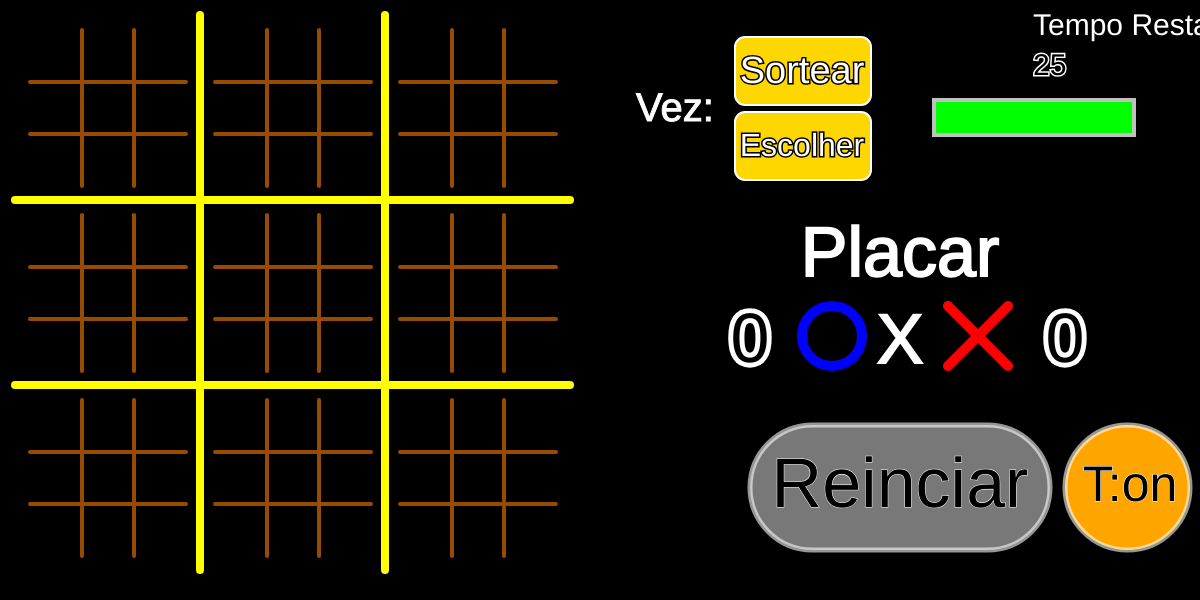
Frame 1 (no input)
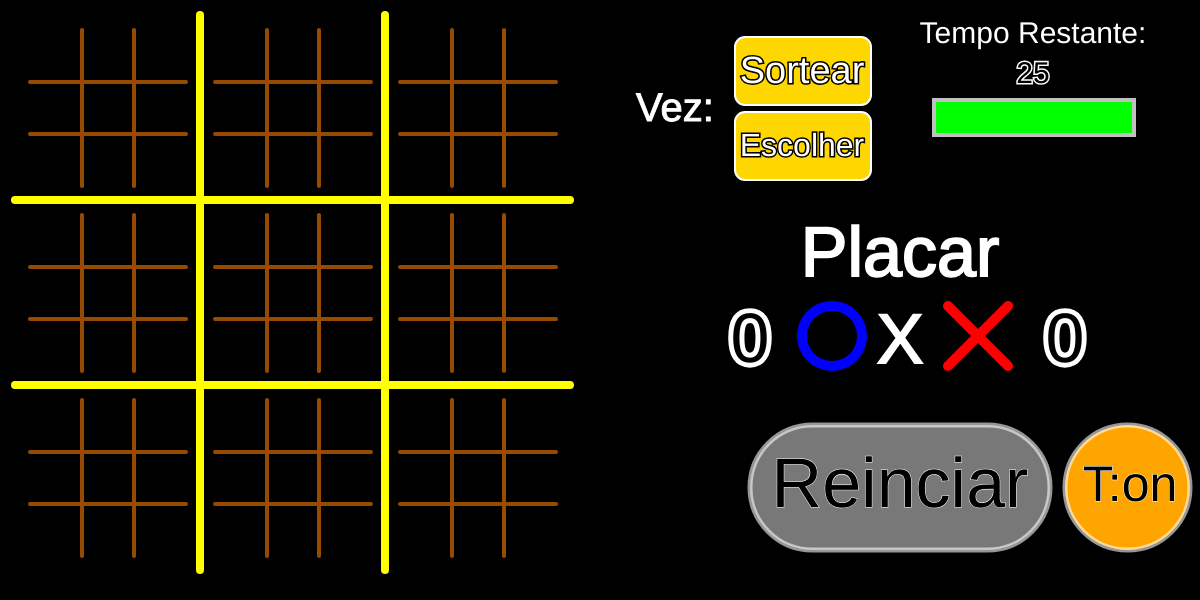
Frame 60 (no input)
Frame 120 (the mouse pressed at the canvas centre since frame 60): identical to frame 60, image omitted

The p5.js sketch that drew these frames (run headless with seeded random() and noise() and a simulated clock; from frame 60 on, the mouse is pressed at the canvas centre):

// p5.js sketch
// ── sketch.js
var pos1=[];
var pos2=[];
var pos3=[];

var pos4=[];
var pos5=[];
var pos6=[];

var pos7=[];
var pos8=[];
var pos9=[];

var vez=0; //vez de quem
var res=0; //restricao de posicao
var vencedor=0;
var escolher=0;

var xis=0;
var bolinha=0;

let i=true;
var made=0;
var made2=0;

var vezA=0;
var tempor=0;
var tBase=25000;
var trest=tBase;
let cT=true;

function setup() {
    // put setup code here
    createCanvas(1200,600);

    frameRate(120);

    pos1=[0,0,0,0,0,0,0,0,0,0];
    pos2=[0,0,0,0,0,0,0,0,0,0];
    pos3=[0,0,0,0,0,0,0,0,0,0];
    
    pos4=[0,0,0,0,0,0,0,0,0,0];
    pos5=[0,0,0,0,0,0,0,0,0,0];
    pos6=[0,0,0,0,0,0,0,0,0,0];

    pos7=[0,0,0,0,0,0,0,0,0,0];
    pos8=[0,0,0,0,0,0,0,0,0,0];
    pos9=[0,0,0,0,0,0,0,0,0,0];
	   
}

function draw() {
	// put drawing code here
	
	
    ajustares();

	verificaMiniJogos();
	
	background(0);

	tempoRestante();
   												//QUADRADOS MOUSE
   	
   	stroke(0,255);
   	strokeWeight(1);
   	fill(255,60);
   												//POS1
   	if(vencedor==0 && vez!=0)
   	{
   		if(posm()==11 && pos1[0]==0 && pos1[1]==0 && (res==1 || res==0))
   		{
   				rect(30,30,52,52,5,0,0,0);
   		}
   		else if(posm()==12 && pos1[0]==0 && pos1[2]==0 &&(res==1 || res==0))
   		{
   			rect(82,30,52,52,0,0,0,0);
   		}
   		else if(posm()==13 && pos1[0]==0 && pos1[3]==0 &&(res==1 || res==0))
   		{
   			rect(134,30,52,52,0,5,0,0);
   		}

   		else if(posm()==14 && pos1[0]==0 && pos1[4]==0 &&(res==1 || res==0))
   		{
   				rect(30,82,52,52,0,0,0,0);
   		}
   		else if(posm()==15 && pos1[0]==0 && pos1[5]==0 &&(res==1 || res==0))
   		{
   			rect(82,82,52,52,0,0,0,0);
   		}
   		else if(posm()==16 && pos1[0]==0 && pos1[6]==0 &&(res==1 || res==0))
   		{
   			rect(134,82,52,52,0,0,0,0);
   		}

   		else if(posm()==17 && pos1[0]==0 && pos1[7]==0 &&(res==1 || res==0))
   		{
   			rect(30,134,52,52,0,0,0,5);
   		}
   		else if(posm()==18 && pos1[0]==0 && pos1[8]==0 &&(res==1 || res==0))
   		{
   			rect(82,134,52,52,0,0,0,0);
   		}
   		else if(posm()==19 && pos1[0]==0 && pos1[9]==0 &&(res==1 || res==0))
   		{
   			rect(134,134,52,52,0,0,5,0);
   		}
   														//POS2
   		else if(posm()==21 && pos2[0]==0 && pos2[1]==0 &&(res==2 || res==0))
   		{
   			rect(215,30,52,52,5,0,0,0);
   		}
   		else if(posm()==22 && pos2[0]==0 && pos2[2]==0 &&(res==2 || res==0))
   		{
   			rect(267,30,52,52,0,0,0,0);
   		}
   		else if(posm()==23 && pos2[0]==0 && pos2[3]==0 &&(res==2 || res==0))
   		{
   			rect(319,30,52,52,0,5,0,0);
   		}
	
   		else if(posm()==24 && pos2[0]==0 && pos2[4]==0 &&(res==2 || res==0))
   		{
   			rect(215,82,52,52,0,0,0,0);
   		}
   		else if(posm()==25 && pos2[0]==0 && pos2[5]==0 &&(res==2 || res==0))
   		{
   			rect(267,82,52,52,0,0,0,0);
   		}
   		else if(posm()==26 && pos2[0]==0 && pos2[6]==0 &&(res==2 || res==0))
   		{
   			rect(319,82,52,52,0,0,0,0);
   		}
	
   		else if(posm()==27 && pos2[0]==0 && pos2[7]==0 &&(res==2 || res==0))
   		{
   			rect(215,134,52,52,0,0,0,5);
   		}
   		else if(posm()==28 && pos2[0]==0 && pos2[8]==0 &&(res==2 || res==0))
   		{
   			rect(267,134,52,52,0,0,0,0);
   		}
   		else if(posm()==29 && pos2[0]==0 && pos2[9]==0 &&(res==2 || res==0))
   		{
   			rect(319,134,52,52,0,0,5,0);
   		}
   													//POS3
   		else if(posm()==31 && pos3[0]==0 && pos3[1]==0 &&(res==3 || res==0))
   		{
   			rect(400,30,52,52,5,0,0,0);
   		}
   		else if(posm()==32 && pos3[0]==0 && pos3[2]==0 &&(res==3 || res==0))
   		{
   			rect(452,30,52,52,0,0,0,0);
   		}
   		else if(posm()==33 && pos3[0]==0 && pos3[3]==0 &&(res==3 || res==0))
   		{
   			rect(504,30,52,52,0,5,0,0);
   		}
	
   		else if(posm()==34 && pos3[0]==0 && pos3[4]==0 &&(res==3 || res==0))
   		{
   			rect(400,82,52,52,0,0,0,0);
   		}
   		else if(posm()==35 && pos3[0]==0 && pos3[5]==0 &&(res==3 || res==0))
   		{
   			rect(452,82,52,52,0,0,0,0);
   		}
   		else if(posm()==36 && pos3[0]==0 && pos3[6]==0 &&(res==3 || res==0))
   		{
   			rect(504,82,52,52,0,0,0,0);
   		}
	
   		else if(posm()==37 && pos3[0]==0 && pos3[7]==0 &&(res==3 || res==0))
   		{
   			rect(400,134,52,52,0,0,0,5);
   		}
   		else if(posm()==38 && pos3[0]==0 && pos3[8]==0 &&(res==3 || res==0))
   		{
   			rect(452,134,52,52,0,0,0,0);
   		}
   		else if(posm()==39 && pos3[0]==0 && pos3[9]==0 &&(res==3 || res==0))
   		{
   			rect(504,134,52,52,0,0,5,0);
   		}
   													//POS4
   		else if(posm()==41 && pos4[0]==0 && pos4[1]==0 &&(res==4 || res==0))
   		{
   			rect(30,215,52,52,5,0,0,0);
   		}
   		else if(posm()==42 && pos4[0]==0 && pos4[2]==0 &&(res==4 || res==0))
   		{
   			rect(82,215,52,52,0,0,0,0);
   		}
   		else if(posm()==43 && pos4[0]==0 && pos4[3]==0 &&(res==4 || res==0))
   		{
   			rect(134,215,52,52,0,5,0,0);
   		}
	
   		else if(posm()==44 && pos4[0]==0 && pos4[4]==0 &&(res==4 || res==0))
   		{
   			rect(30,267,52,52,0,0,0,0);
   		}
   		else if(posm()==45 && pos4[0]==0 && pos4[5]==0 &&(res==4 || res==0))
   		{
   			rect(82,267,52,52,0,0,0,0);
   		}
   		else if(posm()==46 && pos4[0]==0 && pos4[6]==0 &&(res==4 || res==0))
   		{
   			rect(134,267,52,52,0,0,0,0);
   		}
	
   		else if(posm()==47 && pos4[0]==0 && pos4[7]==0 &&(res==4 || res==0))
   		{
   			rect(30,319,52,52,0,0,0,5);
   		}
   		else if(posm()==48 && pos4[0]==0 && pos4[8]==0 &&(res==4 || res==0))
   		{
   			rect(82,319,52,52,0,0,0,0);
   		}
   		else if(posm()==49 && pos4[0]==0 && pos4[9]==0 &&(res==4 || res==0))
   		{
   			rect(134,319,52,52,0,0,5,0);
   		}
   													//POS5
   		else if(posm()==51 && pos5[0]==0 && pos5[1]==0 && (res==5 || res==0))
   		{
   			rect(215,215,52,52,5,0,0,0);
   		}
   		else if(posm()==52 && pos5[0]==0 && pos5[2]==0 && (res==5 || res==0))
   		{
   			rect(267,215,52,52,0,0,0,0);
   		}
   		else if(posm()==53 && pos5[0]==0 && pos5[3]==0 && (res==5 || res==0))
   		{
   			rect(319,215,52,52,0,5,0,0);
   		}
	
   		else if(posm()==54 && pos5[0]==0 && pos5[4]==0 && (res==5 || res==0))
   		{
   			rect(215,267,52,52,0,0,0,0);
   		}
   		else if(posm()==55 && pos5[0]==0 && pos5[5]==0 && (res==5 || res==0))
   		{
   			rect(267,267,52,52,0,0,0,0);
   		}
   		else if(posm()==56 && pos5[0]==0 && pos5[6]==0 && (res==5 || res==0))
   		{
   			rect(319,267,52,52,0,0,0,0);
   		}
	
   		else if(posm()==57 && pos5[0]==0 && pos5[7]==0 && (res==5 || res==0))
   		{
   			rect(215,319,52,52,0,0,0,5);
   		}
   		else if(posm()==58 && pos5[0]==0 && pos5[8]==0 && (res==5 || res==0))
   		{
   			rect(267,319,52,52,0,0,0,0);
   		}
   		else if(posm()==59 && pos5[0]==0 && pos5[9]==0 && (res==5 || res==0))
   		{
   			rect(319,319,52,52,0,0,5,0);
   		}
   													//POS6
   		else if(posm()==61 && pos6[0]==0 && pos6[1]==0 &&(res==6 || res==0))
   		{
   			rect(400,215,52,52,5,0,0,0);
   		}
   		else if(posm()==62 && pos6[0]==0 && pos6[2]==0 &&(res==6 || res==0))
   		{
   			rect(452,215,52,52,0,0,0,0);
   		}
   		else if(posm()==63 && pos6[0]==0 && pos6[3]==0 &&(res==6 || res==0))
   		{
   			rect(504,215,52,52,0,5,0,0);
   		}
	
   		else if(posm()==64 && pos6[0]==0 && pos6[4]==0 &&(res==6 || res==0))
   		{
   			rect(400,267,52,52,0,0,0,0);
   		}
   		else if(posm()==65 && pos6[0]==0 && pos6[5]==0 &&(res==6 || res==0))
   		{
   			rect(452,267,52,52,0,0,0,0);
   		}
   		else if(posm()==66 && pos6[0]==0 && pos6[6]==0 &&(res==6 || res==0))
   		{
   			rect(504,267,52,52,0,0,0,0);
   		}
	
   		else if(posm()==67 && pos6[0]==0 && pos6[7]==0 &&(res==6 || res==0))
   		{
   			rect(400,319,52,52,0,0,0,5);
   		}
   		else if(posm()==68 && pos6[0]==0 && pos6[8]==0 &&(res==6 || res==0))
   		{
   			rect(452,319,52,52,0,0,0,0);
   		}
   		else if(posm()==69 && pos6[0]==0 && pos6[9]==0 &&(res==6 || res==0))
   		{
   			rect(504,319,52,52,0,0,5,0);
   		}
   													//POS7
   		else if(posm()==71 && pos7[0]==0 && pos7[1]==0 &&(res==7 || res==0))
   		{
   			rect(30,400,52,52,5,0,0,0);
   		}
   		else if(posm()==72 && pos7[0]==0 && pos7[2]==0 &&(res==7 || res==0))
   		{
   			rect(82,400,52,52,0,0,0,0);
   		}
   		else if(posm()==73 && pos7[0]==0 && pos7[3]==0 &&(res==7 || res==0))
   		{
   			rect(134,400,52,52,0,5,0,0);
   		}
	
   		else if(posm()==74 && pos7[0]==0 && pos7[4]==0 &&(res==7 || res==0))
   		{
   			rect(30,452,52,52,0,0,0,0);
   		}
   		else if(posm()==75 && pos7[0]==0 && pos7[5]==0 &&(res==7 || res==0))
   		{
   			rect(82,452,52,52,0,0,0,0);
   		}
   		else if(posm()==76 && pos7[0]==0 && pos7[6]==0 &&(res==7 || res==0))
   		{
   			rect(134,452,52,52,0,0,0,0);
   		}
	
   		else if(posm()==77 && pos7[0]==0 && pos7[7]==0 &&(res==7 || res==0))
   		{
   			rect(30,504,52,52,0,0,0,5);
   		}
   		else if(posm()==78 && pos7[0]==0 && pos7[8]==0 &&(res==7 || res==0))
   		{
   			rect(82,504,52,52,0,0,0,0);
   		}
   		else if(posm()==79 && pos7[0]==0 && pos7[9]==0 &&(res==7 || res==0))
   		{
   			rect(134,504,52,52,0,0,5,0);
   		}
   													//POS8
   		else if(posm()==81 && pos8[0]==0 && pos8[1]==0 &&(res==8 || res==0))
   		{
   			rect(215,400,52,52,5,0,0,0);
   		}
   		else if(posm()==82 && pos8[0]==0 && pos8[2]==0 &&(res==8 || res==0))
   		{
   			rect(267,400,52,52,0,0,0,0);
   		}
   		else if(posm()==83 && pos8[0]==0 && pos8[3]==0 &&(res==8 || res==0))
   		{
   			rect(319,400,52,52,0,5,0,0);
   		}
	
   		else if(posm()==84 && pos8[0]==0 && pos8[4]==0 &&(res==8 || res==0))
   		{
   			rect(215,452,52,52,0,0,0,0);
   		}
   		else if(posm()==85 && pos8[0]==0 && pos8[5]==0 &&(res==8 || res==0))
   		{
   			rect(267,452,52,52,0,0,0,0);
   		}
   		else if(posm()==86 && pos8[0]==0 && pos8[6]==0 &&(res==8 || res==0))
   		{
   			rect(319,452,52,52,0,0,0,0);
   		}
	
   		else if(posm()==87 && pos8[0]==0 && pos8[7]==0 &&(res==8 || res==0))
   		{
   			rect(215,504,52,52,0,0,0,5);
   		}
   		else if(posm()==88 && pos8[0]==0 && pos8[8]==0 &&(res==8 || res==0))
   		{
   			rect(267,504,52,52,0,0,0,0);
   		}
   		else if(posm()==89 && pos8[0]==0 && pos8[9]==0 &&(res==8 || res==0))
   		{
   			rect(319,504,52,52,0,0,5,0);
   		}
   													//POS9
   		else if(posm()==91 && pos9[0]==0 && pos9[1]==0 &&(res==9 || res==0))
   		{
   			rect(400,400,52,52,5,0,0,0);
   		}
   		else if(posm()==92 && pos9[0]==0 && pos9[2]==0 &&(res==9 || res==0))
   		{
   			rect(452,400,52,52,0,0,0,0);
   		}
   		else if(posm()==93 && pos9[0]==0 && pos9[3]==0 &&(res==9 || res==0))
   		{
   			rect(504,400,52,52,0,5,0,0);
   		}
	
   		else if(posm()==94 && pos9[0]==0 && pos9[4]==0 &&(res==9 || res==0))
   		{
   			rect(400,452,52,52,0,0,0,0);
   		}
   		else if(posm()==95 && pos9[0]==0 && pos9[5]==0 &&(res==9 || res==0))
   		{
   			rect(452,452,52,52,0,0,0,0);
   		}
   		else if(posm()==96 && pos9[0]==0 && pos9[6]==0 &&(res==9 || res==0))
   		{
   			rect(504,452,52,52,0,0,0,0);
   		}
	
   		else if(posm()==97 && pos9[0]==0 && pos9[7]==0 &&(res==9 || res==0))
   		{
   			rect(400,504,52,52,0,0,0,5);
   		}
   		else if(posm()==98 && pos9[0]==0 && pos9[8]==0 &&(res==9 || res==0))
   		{
   			rect(452,504,52,52,0,0,0,0);
   		}
   		else if(posm()==99 && pos9[0]==0 && pos9[9]==0 &&(res==9 || res==0))
   		{
   			rect(504,504,52,52,0,0,5,0);
   		}
   	}

   	noFill();

    stroke(255,255,0,255);
	strokeWeight(8);

    line(200,15,200,570);
    line(385,15,385,570);
    line(15,200,570,200);
    line(15,385,570,385);

    //pos1

    if(pos1[0]==0)
    {
    	stroke(150,75,0,255);
    	strokeWeight(4);
    
    	line(30,82,186,82);
    	line(82,30,82,186);
    	line(134,30,134,186);
    	line(30,134,186,134);
	}
	else if(pos1[0]==1)
	{	
		stroke(255,0,0, 255);
		strokeWeight(15);

		line(15+25,15+25,200-24,200-24);
    	line(15+25,200-24,200-24,15+25);

	}
	else if(pos1[0]==2)
	{
		stroke(0, 0,255, 255);
		strokeWeight(15);

		circle(15+93,15+93,136);
	}
	else
	{

	}

    //pos2

    if(pos2[0]==0)
    {
    	stroke(150,75,0,255);
    	strokeWeight(4);
    
    	line(215,82,371,82);
    	line(215,134,371,134);
    	line(267,30,267,186);
    	line(319,30,319,186);
	}
	else if(pos2[0]==1)
	{	
		stroke(255,0,0, 255);
		strokeWeight(15);

		line(200+25,15+25,385-24,200-24);
    	line(200+25,200-24,385-24,15+25);	
	}
	else if(pos2[0]==2)
	{
		stroke(0, 0,255, 255);
		strokeWeight(15);

		circle(200+93,15+93,136);
	}
	else
	{

	}
    

    //pos3

    if(pos3[0]==0)
    {
    	stroke(150,75,0,255);
    	strokeWeight(4);
    
    	line(400,82,556,82);
    	line(400,134,556,134);
    	line(452,30,452,186);
    	line(504,30,504,186);
	}
	else if(pos3[0]==1)
	{	
		stroke(255,0,0, 255);
		strokeWeight(15);

		line(385+25,15+25,570-24,200-24);
    	line(385+25,200-24,570-24,15+25);
	}
	else if(pos3[0]==2)
	{
		stroke(0, 0,255, 255);
		strokeWeight(15);

		circle(385+93,15+93,136);
	}
	else
	{

	}
    

    //pos4

    if(pos4[0]==0)
    {
    	stroke(150,75,0,255);
    	strokeWeight(4);
    
    	line(30,267,186,267);
    	line(30,319,186,319);
    	line(82,215,82,371);
    	line(134,215,134,371);
	}
	else if(pos4[0]==1)
	{	
		stroke(255,0,0, 255);
		strokeWeight(15);

		line(15+25,200+25,200-24,385-24);
    	line(15+25,385-24,200-24,200+25);
	}
	else if(pos4[0]==2)
	{
		stroke(0, 0,255, 255);
		strokeWeight(15);

		circle(15+93,200+93,136);
	}
	else
	{

	}
    

    //pos5

    if(pos5[0]==0)
    {
    	stroke(150,75,0,255);
    	strokeWeight(4);
    
    	line(215,267,371,267);
    	line(215,319,371,319);
    	line(267,215,267,371);
    	line(319,215,319,371);
	}
	else if(pos5[0]==1)
	{	
		stroke(255,0,0, 255);
		strokeWeight(15);

		line(200+25,200+25,385-24,385-24);
    	line(200+25,385-24,385-24,200+25);
	}
	else if(pos5[0]==2)
	{
		stroke(0, 0,255, 255);
		strokeWeight(15);

		circle(200+93,200+93,136);
	}
	else
	{

	}
    
    //pos6

    if(pos6[0]==0)
    {
    	stroke(150,75,0,255);
    	strokeWeight(4);
    
    	line(400,267,556,267);
    	line(400,319,556,319);
    	line(452,215,452,371);
    	line(504,215,504,371);
	}
	else if(pos6[0]==1)
	{	
		stroke(255,0,0, 255);
		strokeWeight(15);

		line(385+25,200+25,570-24,385-24);
    	line(385+25,385-24,570-24,200+25);
	}
	else if(pos6[0]==2)
	{
		stroke(0, 0,255, 255);
		strokeWeight(15);

		circle(385+93,200+93,136);
	}
	else
	{

	}

    //pos7

    if(pos7[0]==0)
    {
    	stroke(150,75,0,255);
    	strokeWeight(4);
    
    	line(82,400,82,556);
    	line(134,400,134,556);
    	line(30,452,186,452);
    	line(30,504,186,504);
	}
	else if(pos7[0]==1)
	{	
		stroke(255,0,0, 255);
		strokeWeight(15);

		line(15+25,385+25,200-24,570-24);
    	line(15+25,570-24,200-24,385+25);
	}
	else if(pos7[0]==2)
	{
		stroke(0, 0,255, 255);
		strokeWeight(15);

		circle(15+93,385+93,136);
	}
	else
	{

	}
    
    //pos8

    if(pos8[0]==0)
    {
    	stroke(150,75,0,255);
    	strokeWeight(4);
    
    	line(267,400,267,556);
    	line(319,400,319,556);
    	line(215,452,371,452);
    	line(215,504,371,504);
	}
	else if(pos8[0]==1)
	{	
		stroke(255,0,0, 255);
		strokeWeight(15);

		line(200+25,385+25,385-24,570-24);
    	line(200+25,570-24,385-24,385+25);
	}
	else if(pos8[0]==2)
	{
		stroke(0, 0,255, 255);
		strokeWeight(15);

		circle(200+93,385+93,136);
	}
	else
	{

	}
    
    //pos9

    if(pos9[0]==0)
    {
    	stroke(150,75,0,255);
    	strokeWeight(4);
    
    	line(400,452,556,452);
    	line(400,504,556,504);
    	line(452,400,452,556);
    	line(504,400,504,556);
	}
	else if(pos9[0]==1)
	{	
		stroke(255,0,0, 255);
		strokeWeight(15);

		line(385+25,385+25,570-24,570-24);
    	line(385+25,570-24,570-24,385+25);
	}
	else if(pos9[0]==2)
	{
		stroke(0, 0,255, 255);
		strokeWeight(15);

		circle(385+93,385+93,136);
	}
	else
	{

	}

												//QUADRADOS PRO RES

   	strokeWeight(4);
   	stroke(255,250,250,255);

   	if(vencedor==0 && vez!=0)
   	{
   		if((res==1 ||(res==0 && pos1[0]==0)) && vencedor==0)
   		{
   			line(30,82,186,82);
    		line(82,30,82,186);
    		line(134,30,134,186);
    		line(30,134,186,134);
   		}
   		if(res==2 ||(res==0 && pos2[0]==0))
   		{
   			line(215,82,371,82);
    		line(215,134,371,134);
    		line(267,30,267,186);
    		line(319,30,319,186);
   		}
   		if(res==3 ||(res==0 && pos3[0]==0))
   		{
   			line(400,82,556,82);
    		line(400,134,556,134);
    		line(452,30,452,186);
    		line(504,30,504,186);
   		}

   		if(res==4 ||(res==0 && pos4[0]==0))
   		{
   			line(30,267,186,267);
    		line(30,319,186,319);
    		line(82,215,82,371);
    		line(134,215,134,371);
   		}
   		if(res==5 ||(res==0 && pos5[0]==0))
   		{
   			line(215,267,371,267);
    		line(215,319,371,319);
    		line(267,215,267,371);
    		line(319,215,319,371);
   		}
   		if(res==6 ||(res==0 && pos6[0]==0))
   		{
   			line(400,267,556,267);
    		line(400,319,556,319);
    		line(452,215,452,371);
    		line(504,215,504,371);
   		}

   		if(res==7 ||(res==0 && pos7[0]==0))
   		{
   			line(82,400,82,556);
    		line(134,400,134,556);
    		line(30,452,186,452);
    		line(30,504,186,504);
   		}
   		if(res==8 ||(res==0 && pos8[0]==0))
   		{
   			line(267,400,267,556);
    		line(319,400,319,556);
    		line(215,452,371,452);
    		line(215,504,371,504);
   		}
   		if(res==9 ||(res==0 && pos9[0]==0))
   		{
   			line(400,452,556,452);
    		line(400,504,556,504);
    		line(452,400,452,556);
    		line(504,400,504,556);
   		}
   	}


    stroke(255,0,0, 255);
    strokeWeight(5);
                                //  pos1
    if(pos1[1]==1 && pos1[0]==0)
    {
        line(40,40,72,72);
        line(40,72,72,40);
    }
    if(pos1[2]==1 && pos1[0]==0)
    {
        line(92,40,124,72);
        line(92,72,124,40);
        
    }
    if(pos1[3]==1 && pos1[0]==0)
    {
        line(144,40,176,72);
        line(176,40,144,72);
    }
    if(pos1[4]==1 && pos1[0]==0)
    {
        line(40,92,72,124);
        line(72,92,40,124);
    }
    if(pos1[5]==1 && pos1[0]==0)
    {
        line(92,92,124,124);
        line(124,92,92,124);
    }
    if(pos1[6]==1 && pos1[0]==0)
    {
        line(144,92,176,124);
        line(176,92,144,124);
    }
    if(pos1[7]==1 && pos1[0]==0)
    {
        line(40,144,72,176);
        line(72,144,40,176);
    }
    if(pos1[8]==1 && pos1[0]==0)
    {
        line(92,144,124,176);
        line(92,176,124,144);
    }
    if(pos1[9]==1 && pos1[0]==0)
    {
        line(144,144,176,176);
        line(144,176,176,144);
    }
                                // pos2
    if(pos2[1]==1 && pos2[0]==0)
    {
        line(225,40,257,72);
        line(257,40,225,72);
    }
    if(pos2[2]==1 && pos2[0]==0)
    {
        line(277,40,309,72);
        line(309,40,277,72);
    }
    if(pos2[3]==1 && pos2[0]==0)
    {
        line(329,40,361,72);
        line(361,40,329,72);
    }
    if(pos2[4]==1 && pos2[0]==0)
    {
        line(225,92,257,124);
        line(257,92,225,124);
    }
    if(pos2[5]==1 && pos2[0]==0)
    {
        line(277,92,309,124);
        line(309,92,277,124);
    }
    if(pos2[6]==1 && pos2[0]==0)
    {
        line(329,92,361,124);
        line(361,92,329,124);
    }
    if(pos2[7]==1 && pos2[0]==0)
    {
        line(225,144,257,176);
        line(257,144,225,176);
    }
    if(pos2[8]==1 && pos2[0]==0)
    {
        line(277,144,309,176);
        line(309,144,277,176);
    }
    if(pos2[9]==1 && pos2[0]==0)
    {
        line(329,144,361,176);
        line(361,144,329,176);
    }
                                // pos3
    if(pos3[1]==1 && pos3[0]==0)
    {
        line(410,40,442,72);
        line(442,40,410,72);
    }
    if(pos3[2]==1 && pos3[0]==0)
    {
        line(462,40,494,72);
        line(494,40,462,72);
    }
    if(pos3[3]==1 && pos3[0]==0)
    {
        line(514,40,546,72);
        line(546,40,514,72);
    }
    if(pos3[4]==1 && pos3[0]==0)
    {
        line(410,92,442,124);
        line(442,92,410,124);
    }
    if(pos3[5]==1 && pos3[0]==0)
    {
        line(462,92,494,124);
        line(494,92,464,124);
    }
    if(pos3[6]==1 && pos3[0]==0)
    {
        line(514,92,546,124);
        line(546,92,514,124);
    }
    if(pos3[7]==1 && pos3[0]==0)
    {
        line(410,144,442,176);
        line(442,144,410,176);
    }
    if(pos3[8]==1 && pos3[0]==0)
    {
        line(462,144,494,176);
        line(494,144,462,176);
    }
    if(pos3[9]==1 && pos3[0]==0)
    {
        line(514,144,546,176);
        line(546,144,514,176);
    }
                                //  pos4
    if(pos4[1]==1 && pos4[0]==0)
    {
        line(40,225,72,257);
        line(40,257,72,225);
    }
    if(pos4[2]==1 && pos4[0]==0)
    {
        line(92,225,124,257);
        line(124,225,92,257);
    }
    if(pos4[3]==1 && pos4[0]==0)
    {
        line(144,225,176,257);
        line(176,225,144,257);
    }
    if(pos4[4]==1 && pos4[0]==0)
    {
        line(40,277,72,309);
        line(72,277,40,309);
    }
    if(pos4[5]==1 && pos4[0]==0)
    {
        line(92,277,124,309);
        line(124,277,92,309);
    }
    if(pos4[6]==1 && pos4[0]==0)
    {
        line(144,277,176,309);
        line(176,277,144,309);
    }
    if(pos4[7]==1 && pos4[0]==0)
    {
        line(40,329,72,361);
        line(72,329,40,361);
    }
    if(pos4[8]==1 && pos4[0]==0)
    {
        line(92,329,124,361);
        line(124,329,92,361);
    }
    if(pos4[9]==1 && pos4[0]==0)
    {
        line(144,329,176,361);
        line(176,329,144,361);
    }
                                //  pos5
    if(pos5[1]==1 && pos5[0]==0)
    {
        line(225,225,257,257);
        line(257,225,225,257);
    }
    if(pos5[2]==1 && pos5[0]==0)
    {
        line(277,225,309,257);
        line(309,225,277,257);
    }
    if(pos5[3]==1 && pos5[0]==0)
    {
        line(329,225,361,257);
        line(361,225,329,257);
    }
    if(pos5[4]==1 && pos5[0]==0)
    {
        line(225,277,257,309);
        line(257,277,225,309);
    }
    if(pos5[5]==1 && pos5[0]==0)
    {
        line(277,277,309,309);
        line(309,277,277,309);
    }
    if(pos5[6]==1 && pos5[0]==0)
    {
        line(329,277,361,309);
        line(361,277,329,309);
    }
    if(pos5[7]==1 && pos5[0]==0)
    {
        line(225,329,257,361);
        line(257,329,225,361);
    }
    if(pos5[8]==1 && pos5[0]==0)
    {
        line(277,329,309,361);
        line(309,329,277,361);
    }
    if(pos5[9]==1 && pos5[0]==0)
    {
        line(329,329,361,361);
        line(361,329,329,361);
    }
                                //  pos6
    if(pos6[1]==1 && pos6[0]==0)
    {
        line(410,225,442,257);
        line(442,225,410,257);
    }
    if(pos6[2]==1 && pos6[0]==0)
    {
        line(462,225,494,257);
        line(494,225,462,257);
    }
    if(pos6[3]==1 && pos6[0]==0)
    {
        line(514,225,546,257);
        line(546,225,514,257);
    }
    if(pos6[4]==1 && pos6[0]==0)
    {
        line(410,277,442,309);
        line(442,277,410,309);
    }
    if(pos6[5]==1 && pos6[0]==0)
    {
        line(462,277,494,309);
        line(494,277,462,309);
    }
    if(pos6[6]==1 && pos6[0]==0)
    {
        line(514,277,546,309);
        line(546,277,514,309);
    }
    if(pos6[7]==1 && pos6[0]==0)
    {
        line(410,329,442,361);
        line(442,329,410,361);
    }
    if(pos6[8]==1 && pos6[0]==0)
    {
        line(462,329,494,361);
        line(494,329,462,361);
    }
    if(pos6[9]==1 && pos6[0]==0)
    {
        line(514,329,546,361);
        line(546,329,514,361);
    }
                                //  pos7
    if(pos7[1]==1 && pos7[0]==0)
    {
        line(40,410,72,442);
        line(40,442,72,410);
    }
    if(pos7[2]==1 && pos7[0]==0)
    {
        line(92,410,124,442);
        line(124,410,92,442);
    }
    if(pos7[3]==1 && pos7[0]==0)
    {
        line(144,410,176,442);
        line(176,410,144,442);
    }
    if(pos7[4]==1 && pos7[0]==0)
    {
        line(40,462,72,494);
        line(72,462,40,494);
    }
    if(pos7[5]==1 && pos7[0]==0)
    {
        line(92,462,124,494);
        line(124,462,92,494);
    }
    if(pos7[6]==1 && pos7[0]==0)
    {
        line(144,462,176,494);
        line(176,462,144,494);
    }
    if(pos7[7]==1 && pos7[0]==0)
    {
        line(40,514,72,546);
        line(72,514,40,546);
    }
    if(pos7[8]==1 && pos7[0]==0)
    {
        line(92,514,124,546);
        line(124,514,92,546);
    }
    if(pos7[9]==1 && pos7[0]==0)
    {
        line(144,514,176,546);
        line(176,514,144,546);
    }
                                //  pos8
    if(pos8[1]==1 && pos8[0]==0)
    {
        line(225,410,257,442);
        line(225,442,257,410);
    }
    if(pos8[2]==1 && pos8[0]==0)
    {
        line(277,410,309,442);
        line(309,410,277,442);
    }
    if(pos8[3]==1 && pos8[0]==0)
    {
        line(329,410,361,442);
        line(361,410,329,442);
    }
    if(pos8[4]==1 && pos8[0]==0)
    {
        line(225,462,257,494);
        line(257,462,225,494);
    }
    if(pos8[5]==1 && pos8[0]==0)
    {
        line(277,462,309,494);
        line(309,462,277,494);
    }
    if(pos8[6]==1 && pos8[0]==0)
    {
        line(329,462,361,494);
        line(361,462,329,494);
    }
    if(pos8[7]==1 && pos8[0]==0)
    {
        line(225,514,257,546);
        line(257,514,225,546);
    }
    if(pos8[8]==1 && pos8[0]==0)
    {
        line(277,514,309,546);
        line(309,514,277,546);
    }
    if(pos8[9]==1 && pos8[0]==0)
    {
        line(329,514,361,546);
        line(361,514,329,546);
    }
                                //  pos9
    if(pos9[1]==1 && pos9[0]==0)
    {
        line(410,410,442,442);
        line(410,442,442,410);
    }
    if(pos9[2]==1 && pos9[0]==0)
    {
        line(462,410,494,442);
        line(494,410,462,442);
    }
    if(pos9[3]==1 && pos9[0]==0)
    {
        line(514,410,546,442);
        line(546,410,514,442);
    }
    if(pos9[4]==1 && pos9[0]==0)
    {
        line(410,462,442,494);
        line(442,462,410,494);
    }
    if(pos9[5]==1 && pos9[0]==0)
    {
        line(462,462,494,494);
        line(494,462,462,494);
    }
    if(pos9[6]==1 && pos9[0]==0)
    {
        line(514,462,546,494);
        line(546,462,514,494);
    }
    if(pos9[7]==1 && pos9[0]==0)
    {
        line(410,514,442,546);
        line(442,514,410,546);
    }
    if(pos9[8]==1 && pos9[0]==0)
    {
        line(462,514,494,546);
        line(494,514,462,546);
    }
    if(pos9[9]==1 && pos9[0]==0)
    {
        line(514,514,546,546);
        line(546,514,514,546);
    }

    fill(0,0,0,0);
    stroke(0, 0,255, 255);

                                //  pos1
    if(pos1[1]==2 && pos1[0]==0)
    {
    	circle(30+26,30+26,32);
    }
    if(pos1[2]==2 && pos1[0]==0)
    {
        circle(82+26,30+26,32);
    }
    if(pos1[3]==2 && pos1[0]==0)
    {
        circle(134+26,30+26,32);
    }
    if(pos1[4]==2 && pos1[0]==0)
    {
        circle(30+26,82+26,32);
    }
    if(pos1[5]==2 && pos1[0]==0)
    {
        circle(82+26,82+26,32);
    }
    if(pos1[6]==2 && pos1[0]==0)
    {
        circle(134+26,82+26,32);
    }
    if(pos1[7]==2 && pos1[0]==0)
    {
        circle(30+26,134+26,32);
    }
    if(pos1[8]==2 && pos1[0]==0)
    {
        circle(82+26,134+26,32);
    }
    if(pos1[9]==2 && pos1[0]==0)
    {
        circle(134+26,134+26,32);
    }
                                //  pos2
    if(pos2[1]==2 && pos2[0]==0)
    {
    	circle(215+26,30+26,32);
    }
    if(pos2[2]==2 && pos2[0]==0)
    {
        circle(267+26,30+26,32);
    }
    if(pos2[3]==2 && pos2[0]==0)
    {
        circle(319+26,30+26,32);
    }
    if(pos2[4]==2 && pos2[0]==0)
    {
        circle(215+26,82+26,32);
    }
    if(pos2[5]==2 && pos2[0]==0)
    {
        circle(267+26,82+26,32);
    }
    if(pos2[6]==2 && pos2[0]==0)
    {
        circle(319+26,82+26,32);
    }
    if(pos2[7]==2 && pos2[0]==0)
    {
        circle(215+26,134+26,32);
    }
    if(pos2[8]==2 && pos2[0]==0)
    {
        circle(267+26,134+26,32);
    }
    if(pos2[9]==2 && pos2[0]==0)
    {
        circle(319+26,134+26,32);
    }
                                //  pos3
    if(pos3[1]==2 && pos3[0]==0)
    {
    	circle(400+26,30+26,32);
    }
    if(pos3[2]==2 && pos3[0]==0)
    {
        circle(452+26,30+26,32);
    }
    if(pos3[3]==2 && pos3[0]==0)
    {
        circle(504+26,30+26,32);
    }
    if(pos3[4]==2 && pos3[0]==0)
    {
        circle(400+26,82+26,32);
    }
    if(pos3[5]==2 && pos3[0]==0)
    {
        circle(450+26,82+26,32);
    }
    if(pos3[6]==2 && pos3[0]==0)
    {
        circle(504+26,82+26,32);
    }
    if(pos3[7]==2 && pos3[0]==0)
    {
        circle(400+26,134+26,32);
    }
    if(pos3[8]==2 && pos3[0]==0)
    {
        circle(452+26,134+26,32);
    }
    if(pos3[9]==2 && pos3[0]==0)
    {
        circle(504+26,134+26,32);
    }
                                //  pos4
    if(pos4[1]==2 && pos4[0]==0)
    {
    	circle(30+26,215+26,32);
    }
    if(pos4[2]==2 && pos4[0]==0)
    {
        circle(82+26,215+26,32);
    }
    if(pos4[3]==2 && pos4[0]==0)
    {
        circle(134+26,215+26,32);
    }
    if(pos4[4]==2 && pos4[0]==0)
    {
        circle(30+26,267+26,32);
    }
    if(pos4[5]==2 && pos4[0]==0)
    {
        circle(82+26,267+26,32);
    }
    if(pos4[6]==2 && pos4[0]==0)
    {
        circle(134+26,267+26,32);
    }
    if(pos4[7]==2 && pos4[0]==0)
    {
        circle(30+26,319+26,32);
    }
    if(pos4[8]==2 && pos4[0]==0)
    {
        circle(82+26,319+26,32);
    }
    if(pos4[9]==2 && pos4[0]==0)
    {
        circle(134+26,319+26,32);
    }
                                //  pos5
    if(pos5[1]==2 && pos5[0]==0)
    {
    	circle(215+26,215+26,32);
    }
    if(pos5[2]==2 && pos5[0]==0)
    {
        circle(267+26,215+26,32);
    }
    if(pos5[3]==2 && pos5[0]==0)
    {
        circle(319+26,215+26,32);
    }
    if(pos5[4]==2 && pos5[0]==0)
    {
        circle(215+26,267+26,32);
    }
    if(pos5[5]==2 && pos5[0]==0)
    {
        circle(267+26,267+26,32);
    }
    if(pos5[6]==2 && pos5[0]==0)
    {
        circle(319+26,267+26,32);
    }
    if(pos5[7]==2 && pos5[0]==0)
    {
        circle(215+26,319+26,32);
    }
    if(pos5[8]==2 && pos5[0]==0)
    {
        circle(267+26,319+26,32);
    }
    if(pos5[9]==2 && pos5[0]==0)
    {
        circle(319+26,319+26,32);
    }
                                //  pos6
    if(pos6[1]==2 && pos6[0]==0)
    {
    	circle(400+26,215+26,32);
    }
    if(pos6[2]==2 && pos6[0]==0)
    {
        circle(452+26,215+26,32);
    }
    if(pos6[3]==2 && pos6[0]==0)
    {
        circle(504+26,215+26,32);
    }
    if(pos6[4]==2 && pos6[0]==0)
    {
        circle(400+26,267+26,32);
    }
    if(pos6[5]==2 && pos6[0]==0)
    {
        circle(450+26,267+26,32);
    }
    if(pos6[6]==2 && pos6[0]==0)
    {
        circle(504+26,267+26,32);
    }
    if(pos6[7]==2 && pos6[0]==0)
    {
        circle(400+26,319+26,32);
    }
    if(pos6[8]==2 && pos6[0]==0)
    {
        circle(452+26,319+26,32);
    }
    if(pos6[9]==2 && pos6[0]==0)
    {
        circle(504+26,319+26,32);
    }
                                //  pos7
    if(pos7[1]==2 && pos7[0]==0)
    {
    	circle(30+26,400+26,32);
    }
    if(pos7[2]==2 && pos7[0]==0)
    {
        circle(82+26,400+26,32);
    }
    if(pos7[3]==2 && pos7[0]==0)
    {
        circle(134+26,400+26,32);
    }
    if(pos7[4]==2 && pos7[0]==0)
    {
        circle(30+26,452+26,32);
    }
    if(pos7[5]==2 && pos7[0]==0)
    {
        circle(82+26,452+26,32);
    }
    if(pos7[6]==2 && pos7[0]==0)
    {
        circle(134+26,452+26,32);
    }
    if(pos7[7]==2 && pos7[0]==0)
    {
        circle(30+26,504+26,32);
    }
    if(pos7[8]==2 && pos7[0]==0)
    {
        circle(82+26,504+26,32);
    }
    if(pos7[9]==2 && pos7[0]==0)
    {
        circle(134+26,504+26,32);
    }
                                //  pos8
    if(pos8[1]==2 && pos8[0]==0)
    {
    	circle(215+26,400+26,32);
    }
    if(pos8[2]==2 && pos8[0]==0)
    {
        circle(267+26,400+26,32);
    }
    if(pos8[3]==2 && pos8[0]==0)
    {
        circle(319+26,400+26,32);
    }
    if(pos8[4]==2 && pos8[0]==0)
    {
        circle(215+26,452+26,32);
    }
    if(pos8[5]==2 && pos8[0]==0)
    {
        circle(267+26,452+26,32);
    }
    if(pos8[6]==2 && pos8[0]==0)
    {
        circle(319+26,452+26,32);
    }
    if(pos8[7]==2 && pos8[0]==0)
    {
        circle(215+26,504+26,32);
    }
    if(pos8[8]==2 && pos8[0]==0)
    {
        circle(267+26,504+26,32);
    }
    if(pos8[9]==2 && pos8[0]==0)
    {
        circle(319+26,504+26,32);
    }
                                //  pos9
    if(pos9[1]==2 && pos9[0]==0)
    {
    	circle(400+26,400+26,32);
    }
    if(pos9[2]==2 && pos9[0]==0)
    {
        circle(452+26,400+26,32);
    }
    if(pos9[3]==2 && pos9[0]==0)
    {
        circle(504+26,400+26,32);
    }
    if(pos9[4]==2 && pos9[0]==0)
    {
        circle(400+26,452+26,32);
    }
    if(pos9[5]==2 && pos9[0]==0)
    {
        circle(450+26,452+26,32);
    }
    if(pos9[6]==2 && pos9[0]==0)
    {
        circle(504+26,452+26,32);
    }
    if(pos9[7]==2 && pos9[0]==0)
    {
        circle(400+26,504+26,32);
    }
    if(pos9[8]==2 && pos9[0]==0)
    {
        circle(452+26,504+26,32);
    }
    if(pos9[9]==2 && pos9[0]==0)
    {
        circle(504+26,504+26,32);
    }

    										// VERIFICA JOGO

   	strokeWeight(17);
    stroke(255,255,0,185);

    if(pos1[0]!=0 && pos2[0]!=0 && pos3[0]!=0 && pos4[0]!=0 && pos5[0]!=0 && pos6[0]!=0 && pos7[0]!=0 && pos8[0]!=0 && pos9[0]!=0)
	{
		vencedor=3;
	}

	if(pos1[0]==1 && pos2[0]==1 && pos3[0]==1)
	{
		vencedor=1;
		line(15,107,570,107);
	}
	if(pos4[0]==1 && pos5[0]==1 && pos6[0]==1)
	{
		vencedor=1;
		line(15,292,570,292);
	}
	if(pos7[0]==1 && pos8[0]==1 && pos9[0]==1)
	{
		vencedor=1;
		line(15,478,570,478);
	}

	if(pos1[0]==1 && pos4[0]==1 && pos7[0]==1)
	{
		vencedor=1;
		line(107,15,107,570);
	}
	if(pos2[0]==1 && pos5[0]==1 && pos8[0]==1)
	{
		vencedor=1;
		line(292,15,292,570);
	}
	if(pos3[0]==1 && pos6[0]==1 && pos9[0]==1)
	{
		vencedor=1;
		line(478,15,478,570);
	}

	if(pos1[0]==1 && pos5[0]==1 && pos9[0]==1)
	{
		vencedor=1;
		line(40,40,545,545)
	}
	if(pos3[0]==1 && pos5[0]==1 && pos7[0]==1)
	{
		vencedor=1;
		line(40,545,545,40);	
	}

	if(pos1[0]==2 && pos2[0]==2 && pos3[0]==2)
	{
		vencedor=2;
		line(15,107,570,107);
	}
	if(pos4[0]==2 && pos5[0]==2 && pos6[0]==2)
	{
		vencedor=2;
		line(15,292,570,292);
	}
	if(pos7[0]==2 && pos8[0]==2 && pos9[0]==2)
	{
		vencedor=2;
		line(15,478,570,478);
	}

	if(pos1[0]==2 && pos4[0]==2 && pos7[0]==2)
	{
		vencedor=2;
		line(107,15,107,570);
	}
	if(pos2[0]==2 && pos5[0]==2 && pos8[0]==2)
	{
		vencedor=2;
		line(292,15,292,570);
	}
	if(pos3[0]==2 && pos6[0]==2 && pos9[0]==2)
	{
		vencedor=2;
		line(478,15,478,570);
	}

	if(pos1[0]==2 && pos5[0]==2 && pos9[0]==2)
	{
		vencedor=2;
		line(40,40,545,545)
	}
	if(pos3[0]==2 && pos5[0]==2 && pos7[0]==2)
	{
		vencedor=2;
		line(40,545,545,40);	
	}

	if(vencedor!=0)
	{
		strokeWeight(5);
		stroke(255,150);
		fill(255,165,0);
		rect(750,425,300,125,150);
		if(posm()==101)
		{
			strokeWeight(5);
			stroke(255,150);
			fill(255,50);
			rect(750,425,300,125,150);
		}
	}
	if(vencedor==0)
	{
		strokeWeight(5);
		stroke(255,150);
		fill(255,120);
		rect(750,425,300,125,150);
	}

	strokeWeight(1);
	stroke(255,255);
	fill(0,255);
	textSize(70);
	textAlign(CENTER, CENTER);
	text("Reinciar", 750+150, 425+125/2);

	if(vencedor==0)
	{
		strokeWeight(1);
		stroke(255,255);
		fill(255,255);
		textSize(40);
		text("Vez:", 675, 110);

		if(vez==1)
		{	
			noFill();
			stroke(255,0,0, 255);
			strokeWeight(15);

			line(710+25,15+25,200+695-24,200-24);
    		line(710+25,200-24,200+695-24,15+25);
		}
		if(vez==2)
		{	
			noFill();
			stroke(0, 0,255, 255);
			strokeWeight(15);

			circle(710+93,15+93,136);
		}
		if(vez==0 && escolher!=1)
		{
			fill(255,215,0,255);
			strokeWeight(2);
			stroke(255,255);
			rect(710+25,12+25,68*2,68,10);
			rect(710+25,87+25,68*2,68,10);
			if(posm()==102)
			{
				fill(255,80);
				strokeWeight(2);
				stroke(0,80);
				rect(710+25,12+25,68*2,68,10);
			}
			if(posm()==103)
			{
				fill(255,80);
				strokeWeight(2);
				stroke(0,80);
				rect(710+25,87+25,68*2,68,10);
			}

			strokeWeight(3);
			stroke(0,255);
			fill(255,255);
			textSize(38);
			text("Sortear", 802, 73);
			strokeWeight(3);
			stroke(0,255);
			fill(255,255);
			textSize(32);
			text("Escolher", 802, 147);
		}
	}
	else if(vencedor==1)
	{
		strokeWeight(1);
		stroke(255,255);
		fill(255,255);
		textSize(40);
		text("Vencedor:", 775, 110);

		noFill();
		stroke(255,0,0, 255);
		strokeWeight(15);

		line(860+25,15+25,350+695-24,200-24);
    	line(860+25,200-24,350+695-24,15+25);
	}
	else if(vencedor==2)
	{
		strokeWeight(1);
		stroke(255,255);
		fill(255,255);
		textSize(40);
		text("Vencedor:", 775, 110);

		noFill();
		stroke(0, 0,255, 255);
		strokeWeight(15);

		circle(860+93,15+93,136);
	}
	else if(vencedor==3)
	{
		strokeWeight(10);
		stroke(255,255);
		fill(0,128,0,255);
		textSize(125);
		text("Velha !!", 850, 110);
	}

	if(i==true && vencedor==1)
    {
    	xis++;
    	i=false;
    }
    if(i==true && vencedor==2)
    {
    	bolinha++;
    	i=false;
    }

    if(escolher==1)
    {
    	if(mouseX>720 && mouseX<720+166 && mouseY>25 && mouseY<25+166)
   		{
   			fill(255,50);
   			stroke(1,0);
   			rect(803-68-15,108-68-15,2*83,2*83,10);
   		}
   		if(posm()==104)
   		{
   			fill(255,50);
   			stroke(1,0);
   			rect(935-15,40-15,2*83,2*83,10);
   		}

    	noFill();
		strokeWeight(5);
		stroke(255,125);
		rect(803-68-15,108-68-15,2*83,2*83,10);
		rect(935-15,40-15,2*83,2*83,10);

    	noFill();
		stroke(0, 0,255, 255);
		strokeWeight(15);

		circle(803,108,136);

		noFill();
		stroke(255,0,0, 255);
		strokeWeight(15);

		line(935,40,1071,176);
   		line(935,176,1071,40);
    }

    strokeWeight(2);
	stroke(255,255);
	fill(255,255);
	textSize(70);
	textAlign(CENTER, CENTER);
	text("Placar\nX", 750+150, 300);

	noFill();
	stroke(0, 0,255, 255);
	strokeWeight(10);

	circle(832,336,60);

	noFill();
	stroke(255,0,0, 255);
	strokeWeight(10);

	line(1008,306,948,366);
   	line(948,306,1008,366);

   	strokeWeight(10);
	stroke(255,255);
	fill(0,0,0, 255);
	textSize(70);
	textAlign(CENTER, CENTER);
	text(bolinha, 750, 343);

	strokeWeight(10);
	stroke(255,255);
	fill(0,0,0, 255);
	textSize(70);
	textAlign(CENTER, CENTER);
	text(xis, 1065, 343);

	if(mouseX>1195 && mouseY<5 && mouseX<1200 && mouseY>0)
	{
		background(0,255);
		if(frameCount-made>60)
		{
			made=frameCount;
			if(made2==2)
			{
				made2=0;
			}
			else if(made2==1)
			{
				made2=2;
			}
			else 
			{
				made2=1;
			}
		}

		strokeWeight(1);
		stroke(255,255);
		fill(255,255);
		textSize(200);
		textAlign(CENTER, CENTER);
		text("Made by:", 600, 150);

		if(made2==0)
		{
			fill(255,255,0,255);
			stroke(255,255,0,255);
			strokeWeight(1);
			textSize(200);

			text("Thiago", 600, 425);
		}
		if(made2==1)
		{
			fill(255,0,0, 255);
			stroke(255,0,0, 255);
			strokeWeight(1);
			textSize(200);
			
			text("HP", 600, 425);
		}
		if(made2==2)
		{
			fill(0, 0,255, 255);
			stroke(0, 0,255, 255);
			strokeWeight(1);
			textSize(200);
			
			text("Jvpo", 600, 425);
		}
	}

	
}

function mouseClicked()
{
	if(vencedor==0 && vez!=0 && (trest<tBase-2500 || !cT))
	{
		if(posm()==11 && pos1[1]==0 && pos1[0]==0 &&(res==0 || res==1))
		{
			pos1[1]=vez;
			if(vez==1){vez=2;}
    	    else{vez=1;}
    	    res=1;
		}
		else if(posm()==12 && pos1[2]==0 && pos1[0]==0 &&(res==0 || res==1))
		{
			pos1[2]=vez;
			if(vez==1){vez=2;}
    	    else{vez=1;}
    	    res=2;
		}
		else if(posm()==13 && pos1[3]==0 && pos1[0]==0 &&(res==0 || res==1))
		{
			pos1[3]=vez;
			if(vez==1){vez=2;}
    	    else{vez=1;}
    	    res=3;
		}
		else if(posm()==14 && pos1[4]==0 && pos1[0]==0 &&(res==0 || res==1))
		{
			pos1[4]=vez;
			if(vez==1){vez=2;}
    	    else{vez=1;}
    	    res=4;
		}
		else if(posm()==15 && pos1[5]==0 && pos1[0]==0 &&(res==0 || res==1))
		{
			pos1[5]=vez;
			if(vez==1){vez=2;}
    	    else{vez=1;}
    	    res=5;
		}
		else if(posm()==16 && pos1[6]==0 && pos1[0]==0 &&(res==0 || res==1))
		{
			pos1[6]=vez;
			if(vez==1){vez=2;}
    	    else{vez=1;}
    	    res=6;
		}
		else if(posm()==17 && pos1[7]==0 && pos1[0]==0 &&(res==0 || res==1))
		{
			pos1[7]=vez;
			if(vez==1){vez=2;}
    	    else{vez=1;}
    	    res=7;
		}
		else if(posm()==18 && pos1[8]==0 && pos1[0]==0 &&(res==0 || res==1))
		{
			pos1[8]=vez;
			if(vez==1){vez=2;}
    	    else{vez=1;}
    	    res=8;
		}
		else if(posm()==19 && pos1[9]==0 && pos1[0]==0 &&(res==0 || res==1))
		{
			pos1[9]=vez;
			if(vez==1){vez=2;}
    	    else{vez=1;}
    	    res=9;
		}
                            //POS2
    	else if(posm()==21 && pos2[1]==0 && pos2[0]==0 &&(res==0 || res==2))
    	{
    	    pos2[1]=vez;
    	    if(vez==1){vez=2;}
    	    else{vez=1;}
    	    res=1;
    	}
    	else if(posm()==22 && pos2[2]==0 && pos2[0]==0 &&(res==0 || res==2))
    	{
    	    pos2[2]=vez;
    	    if(vez==1){vez=2;}
    	    else{vez=1;}
    	    res=2;
    	}
    	else if(posm()==23 && pos2[3]==0 && pos2[0]==0 &&(res==0 || res==2))
    	{
    	    pos2[3]=vez;
    	    if(vez==1){vez=2;}
    	    else{vez=1;}
    	    res=3;
    	}
    	else if(posm()==24 && pos2[4]==0 && pos2[0]==0 &&(res==0 || res==2))
    	{
    	    pos2[4]=vez;
    	    if(vez==1){vez=2;}
    	    else{vez=1;}
    	    res=4;
    	}
    	else if(posm()==25 && pos2[5]==0 && pos2[0]==0 &&(res==0 || res==2))
    	{
    	    pos2[5]=vez;
    	    if(vez==1){vez=2;}
    	    else{vez=1;}
    	    res=5;
    	}
    	else if(posm()==26 && pos2[6]==0 && pos2[0]==0 &&(res==0 || res==2))
    	{
    	    pos2[6]=vez;
    	    if(vez==1){vez=2;}
    	    else{vez=1;}
    	    res=6;
    	}
    	else if(posm()==27 && pos2[7]==0 && pos2[0]==0 &&(res==0 || res==2))
    	{
    	    pos2[7]=vez;
    	    if(vez==1){vez=2;}
    	    else{vez=1;}
    	    res=7;
    	}
    	else if(posm()==28 && pos2[8]==0 && pos2[0]==0 &&(res==0 || res==2))
    	{
    	    pos2[8]=vez;
    	    if(vez==1){vez=2;}
    	    else{vez=1;}
    	    res=8;
    	}
    	else if(posm()==29 && pos2[9]==0 && pos2[0]==0 &&(res==0 || res==2))
    	{
    	    pos2[9]=vez;
    	    if(vez==1){vez=2;}
    	    else{vez=1;}
    	    res=9;
    	}
                            //POS3
    	else if(posm()==31 && pos3[1]==0 && pos3[0]==0 &&(res==0 || res==3))
    	{
    	    pos3[1]=vez;
    	    if(vez==1){vez=2;}
    	    else{vez=1;}
    	    res=1;
    	}
    	else if(posm()==32 && pos3[2]==0 && pos3[0]==0 &&(res==0 || res==3))
    	{
    	    pos3[2]=vez;
    	    if(vez==1){vez=2;}
    	    else{vez=1;}
    	    res=2;
    	}
    	else if(posm()==33 && pos3[3]==0 && pos3[0]==0 &&(res==0 || res==3))
    	{
    	    pos3[3]=vez;
    	    if(vez==1){vez=2;}
    	    else{vez=1;}
    	    res=3;
    	}
    	else if(posm()==34 && pos3[4]==0 && pos3[0]==0 &&(res==0 || res==3))
    	{
    	    pos3[4]=vez;
    	    if(vez==1){vez=2;}
    	    else{vez=1;}
    	    res=4;
    	}
    	else if(posm()==35 && pos3[5]==0 && pos3[0]==0 &&(res==0 || res==3))
    	{
    	    pos3[5]=vez;
    	    if(vez==1){vez=2;}
    	    else{vez=1;}
    	    res=5;
    	}
    	else if(posm()==36 && pos3[6]==0 && pos3[0]==0 &&(res==0 || res==3))
    	{
    	    pos3[6]=vez;
    	    if(vez==1){vez=2;}
    	    else{vez=1;}
    	    res=6;
    	}
    	else if(posm()==37 && pos3[7]==0 && pos3[0]==0 &&(res==0 || res==3))
    	{
    	    pos3[7]=vez;
    	    if(vez==1){vez=2;}
    	    else{vez=1;}
    	    res=7;
    	}
    	else if(posm()==38 && pos3[8]==0 && pos3[0]==0 &&(res==0 || res==3))
    	{
    	    pos3[8]=vez;
    	    if(vez==1){vez=2;}
    	    else{vez=1;}
    	    res=8;
    	}
    	else if(posm()==39 && pos3[9]==0 && pos3[0]==0 &&(res==0 || res==3))
    	{
    	    pos3[9]=vez;
    	    if(vez==1){vez=2;}
    	    else{vez=1;}
    	    res=9;
    	}
                            //POS4
    	else if(posm()==41 && pos4[1]==0 && pos4[0]==0 &&(res==0 || res==4))
    	{
    	    pos4[1]=vez;
    	    if(vez==1){vez=2;}
    	    else{vez=1;}
    	    res=1;
    	}
    	else if(posm()==42 && pos4[2]==0 && pos4[0]==0 &&(res==0 || res==4))
    	{
    	    pos4[2]=vez;
    	    if(vez==1){vez=2;}
    	    else{vez=1;}
    	    res=2;
    	}
    	else if(posm()==43 && pos4[3]==0 && pos4[0]==0 &&(res==0 || res==4))
    	{
    	    pos4[3]=vez;
    	    if(vez==1){vez=2;}
    	    else{vez=1;}
    	    res=3;
    	}
    	else if(posm()==44 && pos4[4]==0 && pos4[0]==0 &&(res==0 || res==4))
    	{
    	    pos4[4]=vez;
    	    if(vez==1){vez=2;}
    	    else{vez=1;}
    	    res=4;
    	}
    	else if(posm()==45 && pos4[5]==0 && pos4[0]==0 &&(res==0 || res==4))
    	{
    	    pos4[5]=vez;
    	    if(vez==1){vez=2;}
    	    else{vez=1;}
    	    res=5;
    	}
    	else if(posm()==46 && pos4[6]==0 && pos4[0]==0 &&(res==0 || res==4))
    	{
    	    pos4[6]=vez;
    	    if(vez==1){vez=2;}
    	    else{vez=1;}
    	    res=6;
    	}
    	else if(posm()==47 && pos4[7]==0 && pos4[0]==0 &&(res==0 || res==4))
    	{
    	    pos4[7]=vez;
    	    if(vez==1){vez=2;}
    	    else{vez=1;}
    	    res=7;
    	}
    	else if(posm()==48 && pos4[8]==0 && pos4[0]==0 &&(res==0 || res==4))
    	{
    	    pos4[8]=vez;
    	    if(vez==1){vez=2;}
    	    else{vez=1;}
    	    res=8;
    	}
    	else if(posm()==49 && pos4[9]==0 && pos4[0]==0 &&(res==0 || res==4))
    	{
    	    pos4[9]=vez;
    	    if(vez==1){vez=2;}
    	    else{vez=1;}
    	    res=9;
    	}
                            //POS5
    	else if(posm()==51 && pos5[1]==0 && pos5[0]==0 &&(res==0 || res==5))
    	{
    	    pos5[1]=vez;
    	    if(vez==1){vez=2;}
    	    else{vez=1;}
    	    res=1;
    	}
    	else if(posm()==52 && pos5[2]==0 && pos5[0]==0 &&(res==0 || res==5))
    	{
    	    pos5[2]=vez;
    	    if(vez==1){vez=2;}
    	    else{vez=1;}
    	    res=2;
    	}
    	else if(posm()==53 && pos5[3]==0 && pos5[0]==0 &&(res==0 || res==5))
    	{
    	    pos5[3]=vez;
    	    if(vez==1){vez=2;}
    	    else{vez=1;}
    	    res=3;
    	}
    	else if(posm()==54 && pos5[4]==0 && pos5[0]==0 &&(res==0 || res==5))
    	{
    	    pos5[4]=vez;
    	    if(vez==1){vez=2;}
    	    else{vez=1;}
    	    res=4;
    	}
    	else if(posm()==55 && pos5[5]==0 && pos5[0]==0 &&(res==0 || res==5))
    	{
    	    pos5[5]=vez;
    	    if(vez==1){vez=2;}
    	    else{vez=1;}
    	    res=5;
    	}
    	else if(posm()==56 && pos5[6]==0 && pos5[0]==0 &&(res==0 || res==5))
    	{
    	    pos5[6]=vez;
    	    if(vez==1){vez=2;}
    	    else{vez=1;}
    	    res=6;
    	}
    	else if(posm()==57 && pos5[7]==0 && pos5[0]==0 &&(res==0 || res==5))
    	{
    	    pos5[7]=vez;
    	    if(vez==1){vez=2;}
    	    else{vez=1;}
    	    res=7;
    	}
    	else if(posm()==58 && pos5[8]==0 && pos5[0]==0 &&(res==0 || res==5))
    	{
    	    pos5[8]=vez;
    	    if(vez==1){vez=2;}
    	    else{vez=1;}
    	    res=8;
    	}
    	else if(posm()==59 && pos5[9]==0 && pos5[0]==0 &&(res==0 || res==5))
    	{
    	    pos5[9]=vez;
    	    if(vez==1){vez=2;}
    	    else{vez=1;}
    	    res=9;
    	}
                            //POS6
    	else if(posm()==61 && pos6[1]==0 && pos6[0]==0 &&(res==0 || res==6))
    	{
    	    pos6[1]=vez;
    	    if(vez==1){vez=2;}
    	    else{vez=1;}
    	    res=1;
    	}
    	else if(posm()==62 && pos6[2]==0 && pos6[0]==0 &&(res==0 || res==6))
    	{
    	    pos6[2]=vez;
    	    if(vez==1){vez=2;}
    	    else{vez=1;}
    	    res=2;
    	}
    	else if(posm()==63 && pos6[3]==0 && pos6[0]==0 &&(res==0 || res==6))
    	{
    	    pos6[3]=vez;
    	    if(vez==1){vez=2;}
    	    else{vez=1;}
    	    res=3;
    	}
    	else if(posm()==64 && pos6[4]==0 && pos6[0]==0 &&(res==0 || res==6))
    	{
    	    pos6[4]=vez;
    	    if(vez==1){vez=2;}
    	    else{vez=1;}
    	    res=4;
    	}
    	else if(posm()==65 && pos6[5]==0 && pos6[0]==0 &&(res==0 || res==6))
    	{
    	    pos6[5]=vez;
    	    if(vez==1){vez=2;}
    	    else{vez=1;}
    	    res=5;
    	}
    	else if(posm()==66 && pos6[6]==0 && pos6[0]==0 &&(res==0 || res==6))
    	{
    	    pos6[6]=vez;
    	    if(vez==1){vez=2;}
    	    else{vez=1;}
    	    res=6;
    	}
    	else if(posm()==67 && pos6[7]==0 && pos6[0]==0 &&(res==0 || res==6))
    	{
    	    pos6[7]=vez;
    	    if(vez==1){vez=2;}
    	    else{vez=1;}
    	    res=7;
    	}
    	else if(posm()==68 && pos6[8]==0 && pos6[0]==0 &&(res==0 || res==6))
    	{
    	    pos6[8]=vez;
    	    if(vez==1){vez=2;}
    	    else{vez=1;}
    	    res=8;
    	}
    	else if(posm()==69 && pos6[9]==0 && pos6[0]==0 &&(res==0 || res==6))
    	{
    	    pos6[9]=vez;
    	    if(vez==1){vez=2;}
    	    else{vez=1;}
    	    res=9;
    	}
                            //POS7
    	else if(posm()==71 && pos7[1]==0 && pos7[0]==0 &&(res==0 || res==7))
    	{
    	    pos7[1]=vez;
    	    if(vez==1){vez=2;}
    	    else{vez=1;}
    	    res=1;
    	}
    	else if(posm()==72 && pos7[2]==0 && pos7[0]==0 &&(res==0 || res==7))
    	{
    	    pos7[2]=vez;
    	    if(vez==1){vez=2;}
    	    else{vez=1;}
    	    res=2;
    	}
    	else if(posm()==73 && pos7[3]==0 && pos7[0]==0 &&(res==0 || res==7))
    	{
    	    pos7[3]=vez;
    	    if(vez==1){vez=2;}
    	    else{vez=1;}
    	    res=3;
    	}
    	else if(posm()==74 && pos7[4]==0 && pos7[0]==0 &&(res==0 || res==7))
    	{
    	    pos7[4]=vez;
    	    if(vez==1){vez=2;}
    	    else{vez=1;}
    	    res=4;
    	}
    	else if(posm()==75 && pos7[5]==0 && pos7[0]==0 &&(res==0 || res==7))
    	{
    	    pos7[5]=vez;
    	    if(vez==1){vez=2;}
    	    else{vez=1;}
    	    res=5;
    	}
    	else if(posm()==76 && pos7[6]==0 && pos7[0]==0 &&(res==0 || res==7))
    	{
    	    pos7[6]=vez;
    	    if(vez==1){vez=2;}
    	    else{vez=1;}
    	    res=6;
    	}
    	else if(posm()==77 && pos7[7]==0 && pos7[0]==0 &&(res==0 || res==7))
    	{
    	    pos7[7]=vez;
    	    if(vez==1){vez=2;}
    	    else{vez=1;}
    	    res=7;
    	}
    	else if(posm()==78 && pos7[8]==0 && pos7[0]==0 &&(res==0 || res==7))
    	{
    	    pos7[8]=vez;
    	    if(vez==1){vez=2;}
    	    else{vez=1;}
    	    res=8;
    	}
    	else if(posm()==79 && pos7[9]==0 && pos7[0]==0 &&(res==0 || res==7))
    	{
    	    pos7[9]=vez;
    	    if(vez==1){vez=2;}
    	    else{vez=1;}
    	    res=9;
    	}
                            //POS8
    	else if(posm()==81 && pos8[1]==0 && pos8[0]==0 &&(res==0 || res==8))
    	{
    	    pos8[1]=vez;
    	    if(vez==1){vez=2;}
    	    else{vez=1;}
    	    res=1;
    	}
    	else if(posm()==82 && pos8[2]==0 && pos8[0]==0 &&(res==0 || res==8))
    	{
    	    pos8[2]=vez;
    	    if(vez==1){vez=2;}
    	    else{vez=1;}
    	    res=2;
    	}
    	else if(posm()==83 && pos8[3]==0 && pos8[0]==0 &&(res==0 || res==8))
    	{
    	    pos8[3]=vez;
    	    if(vez==1){vez=2;}
    	    else{vez=1;}
    	    res=3;
    	}
    	else if(posm()==84 && pos8[4]==0 && pos8[0]==0 &&(res==0 || res==8))
    	{
    	    pos8[4]=vez;
    	    if(vez==1){vez=2;}
    	    else{vez=1;}
    	    res=4;
    	}
    	else if(posm()==85 && pos8[5]==0 && pos8[0]==0 &&(res==0 || res==8))
    	{
    	    pos8[5]=vez;
    	    if(vez==1){vez=2;}
    	    else{vez=1;}
    	    res=5;
    	}
    	else if(posm()==86 && pos8[6]==0 && pos8[0]==0 &&(res==0 || res==8))
   		{
        pos8[6]=vez;
        if(vez==1){vez=2;}
        else{vez=1;}
        res=6;
    	}
    	else if(posm()==87 && pos8[7]==0 && pos8[0]==0 &&(res==0 || res==8))
    	{
    	    pos8[7]=vez;
    	    if(vez==1){vez=2;}
    	    else{vez=1;}
    	    res=7;
    	}
    	else if(posm()==88 && pos8[8]==0 && pos8[0]==0 &&(res==0 || res==8))
    	{
    	    pos8[8]=vez;
    	    if(vez==1){vez=2;}
    	    else{vez=1;}
    	    res=8;
    	}
    	else if(posm()==89 && pos8[9]==0 && pos8[0]==0 &&(res==0 || res==8))
    	{
    	    pos8[9]=vez;
    	    if(vez==1){vez=2;}
    	    else{vez=1;}
    	    res=9;
    	}
    	                        //POS9
    	else if(posm()==91 && pos9[1]==0 && pos9[0]==0 &&(res==0 || res==9))
    	{
    	    pos9[1]=vez;
    	    if(vez==1){vez=2;}
    	    else{vez=1;}
    	    res=1;
    	}
    	else if(posm()==92 && pos9[2]==0 && pos9[0]==0 &&(res==0 || res==9))
    	{
    	    pos9[2]=vez;
    	    if(vez==1){vez=2;}
    	    else{vez=1;}
    	    res=2;
    	}
    	else if(posm()==93 && pos9[3]==0 && pos9[0]==0 &&(res==0 || res==9))
    	{
    	    pos9[3]=vez;
    	    if(vez==1){vez=2;}
    	    else{vez=1;}
    	    res=3;
    	}
    	else if(posm()==94 && pos9[4]==0 && pos9[0]==0 &&(res==0 || res==9))
    	{
    	    pos9[4]=vez;
    	    if(vez==1){vez=2;}
    	    else{vez=1;}
    	    res=4;
    	}
    	else if(posm()==95 && pos9[5]==0 && pos9[0]==0 &&(res==0 || res==9))
    	{
    	    pos9[5]=vez;
    	    if(vez==1){vez=2;}
    	    else{vez=1;}
    	    res=5;
    	}
    	else if(posm()==96 && pos9[6]==0 && pos9[0]==0 &&(res==0 || res==9))
    	{
    	    pos9[6]=vez;
    	    if(vez==1){vez=2;}
    	    else{vez=1;}
    	    res=6;
    	}
    	else if(posm()==97 && pos9[7]==0 && pos9[0]==0 &&(res==0 || res==9))
    	{
    	    pos9[7]=vez;
    	    if(vez==1){vez=2;}
    	    else{vez=1;}
    	    res=7;
    	}
    	else if(posm()==98 && pos9[8]==0 && pos9[0]==0 &&(res==0 || res==9))
    	{
    	    pos9[8]=vez;
    	    if(vez==1){vez=2;}
    	    else{vez=1;}
    	    res=8;
    	}
    	else if(posm()==99 && pos9[9]==0 && pos9[0]==0 &&(res==0 || res==9))
    	{
    	    pos9[9]=vez;
    	    if(vez==1){vez=2;}
    	    else{vez=1;}
    	    res=9;
    	}
    }

    if(posm()==101 && vencedor!=0)
    {
    	pos1=[0,0,0,0,0,0,0,0,0,0];
    	pos2=[0,0,0,0,0,0,0,0,0,0];
    	pos3=[0,0,0,0,0,0,0,0,0,0];
    
    	pos4=[0,0,0,0,0,0,0,0,0,0];
    	pos5=[0,0,0,0,0,0,0,0,0,0];
    	pos6=[0,0,0,0,0,0,0,0,0,0];

    	pos7=[0,0,0,0,0,0,0,0,0,0];
    	pos8=[0,0,0,0,0,0,0,0,0,0];
    	pos9=[0,0,0,0,0,0,0,0,0,0];

    	vez=0;
    	res=0;
    	vencedor=0;

    	i=true;
    }

    if(mouseX>720 && mouseX<720+166 && mouseY>25 && mouseY<25+166 && escolher==1)
   	{
   		vez=2;
   		escolher=0;
   	}
   	if(posm()==104 && escolher==1)
   	{
   		vez=1;
   		escolher=0;
   	}

    if(posm()==102 && vez==0 && escolher!=1)
    {
    	vez=random([1,2]);
    }
    if(posm()==103 && vez==0 && escolher!=1)
    {
    	escolher=1;
    }
	if(posm()==105 && vencedor==0 && vez==0)
	{
		cT=!cT;
	}
    
}	
	
function posm()
{
                                                                    //  POS1
	if(mouseX>30 && mouseX<82 && mouseY>30 && mouseY<82)
	{
		return 11;
	}
	else if(mouseX>82 && mouseX<134 && mouseY>30 && mouseY<82)
	{
		return 12;
	}
	else if(mouseX>134 && mouseX<186 && mouseY>30 && mouseY<82)
	{
		return 13;
	}
	else if(mouseX>30 && mouseX<82 && mouseY>82 && mouseY<134)
	{
		return 14;
	}
	else if(mouseX>82 && mouseX<134 && mouseY>82 && mouseY<134)
	{
		return 15;
	}
	else if(mouseX>134 && mouseX<186 && mouseY>82 && mouseY<134)
	{
		return 16;
	}
	else if(mouseX>30 && mouseX<82 && mouseY>134 && mouseY<186)
	{
		return 17;
	}
	else if(mouseX>82 && mouseX<134 && mouseY>134 && mouseY<186)
	{
		return 18;
	}
	else if(mouseX>134 && mouseX<186 && mouseY>134 && mouseY<186)
	{
		return 19;
	}
                                                                    //  POS2
    else if(mouseX>215 && mouseX<267 && mouseY>30 && mouseY<82)
    {
        return 21;
    }
    else if(mouseX>267 && mouseX<319 && mouseY>30 && mouseY<82)
    {
        return 22;
    }
    else if(mouseX>319 && mouseX<371 && mouseY>30 && mouseY<82)
    {
        return 23;
    }
    else if(mouseX>215 && mouseX<267 && mouseY>82 && mouseY<134)
    {
        return 24;
    }
    else if(mouseX>267 && mouseX<319 && mouseY>82 && mouseY<134)
    {
        return 25;
    }
    else if(mouseX>319 && mouseX<371 && mouseY>82 && mouseY<134)
    {
        return 26;
    }
    else if(mouseX>215 && mouseX<267 && mouseY>134 && mouseY<186)
    {
        return 27;
    }
    else if(mouseX>267 && mouseX<319 && mouseY>134 && mouseY<186)
    {
        return 28;
    }
    else if(mouseX>319 && mouseX<371 && mouseY>134 && mouseY<186)
    {
        return 29;
    }
                                                                    //  POS3
    else if(mouseX>400 && mouseX<452 && mouseY>30 && mouseY<82)
    {
        return 31;
    }
    else if(mouseX>452 && mouseX<504 && mouseY>30 && mouseY<82)
    {
        return 32;
    }
    else if(mouseX>504 && mouseX<556 && mouseY>30 && mouseY<82)
    {
        return 33;
    }
    else if(mouseX>400 && mouseX<452 && mouseY>82 && mouseY<134)
    {
        return 34;
    }
    else if(mouseX>452 && mouseX<504 && mouseY>82 && mouseY<134)
    {
        return 35;
    }
    else if(mouseX>504 && mouseX<556 && mouseY>82 && mouseY<134)
    {
        return 36;
    }
    else if(mouseX>400 && mouseX<452 && mouseY>134 && mouseY<186)
    {
        return 37;
    }
    else if(mouseX>452 && mouseX<504 && mouseY>134 && mouseY<186)
    {
        return 38;
    }
    else if(mouseX>504 && mouseX<556 && mouseY>134 && mouseY<186)
    {
        return 39;
    }
                                                                    //  POS4
    else if(mouseX>30 && mouseX<82 && mouseY>215 && mouseY<267)
    {
        return 41;
    }
    else if(mouseX>82 && mouseX<134 && mouseY>215 && mouseY<267)
    {
        return 42;
    }
    else if(mouseX>134 && mouseX<186 && mouseY>215 && mouseY<267)
    {
        return 43;
    }
    else if(mouseX>30 && mouseX<82 && mouseY>267 && mouseY<319)
    {
        return 44;
    }
    else if(mouseX>82 && mouseX<134 && mouseY>267 && mouseY<319)
    {
        return 45;
    }
    else if(mouseX>134 && mouseX<186 && mouseY>267 && mouseY<319)
    {
        return 46;
    }
    else if(mouseX>30 && mouseX<82 && mouseY>319 && mouseY<371)
    {
        return 47;
    }
    else if(mouseX>82 && mouseX<134 && mouseY>319 && mouseY<371)
    {
        return 48;
    }
    else if(mouseX>134 && mouseX<186 && mouseY>319 && mouseY<371)
    {
        return 49;
    }
                                                                    //  POS5
    else if(mouseX>215 && mouseX<267 && mouseY>215 && mouseY<267)
    {
        return 51;
    }
    else if(mouseX>267 && mouseX<319 && mouseY>215 && mouseY<267)
    {
        return 52;
    }
    else if(mouseX>319 && mouseX<371 && mouseY>215 && mouseY<267)
    {
        return 53;
    }
    else if(mouseX>215 && mouseX<267 && mouseY>267 && mouseY<319)
    {
        return 54;
    }
    else if(mouseX>267 && mouseX<319 && mouseY>267 && mouseY<319)
    {
        return 55;
    }
    else if(mouseX>319 && mouseX<371 && mouseY>267 && mouseY<319)
    {
        return 56;
    }
    else if(mouseX>215 && mouseX<267 && mouseY>319 && mouseY<371)
    {
        return 57;
    }
    else if(mouseX>267 && mouseX<319 && mouseY>319 && mouseY<371)
    {
        return 58;
    }
    else if(mouseX>319 && mouseX<371 && mouseY>319 && mouseY<371)
    {
        return 59;
    }
                                                                    //  POS6
    else if(mouseX>400 && mouseX<452 && mouseY>215 && mouseY<267)
    {
        return 61;
    }
    else if(mouseX>452 && mouseX<504 && mouseY>215 && mouseY<267)
    {
        return 62;
    }
    else if(mouseX>504 && mouseX<556 && mouseY>215 && mouseY<267)
    {
        return 63;
    }
    else if(mouseX>400 && mouseX<452 && mouseY>267 && mouseY<319)
    {
        return 64;
    }
    else if(mouseX>452 && mouseX<504 && mouseY>267 && mouseY<319)
    {
        return 65;
    }
    else if(mouseX>504 && mouseX<556 && mouseY>267 && mouseY<319)
    {
        return 66;
    }
    else if(mouseX>400 && mouseX<452 && mouseY>319 && mouseY<371)
    {
        return 67;
    }
    else if(mouseX>452 && mouseX<504 && mouseY>319 && mouseY<371)
    {
        return 68;
    }
    else if(mouseX>504 && mouseX<556 && mouseY>319 && mouseY<371)
    {
        return 69;
    }
                                                                    //  POS7
    else if(mouseX>30 && mouseX<82 && mouseY>400 && mouseY<452)
    {
        return 71;
    }
    else if(mouseX>82 && mouseX<134 && mouseY>400 && mouseY<452)
    {
        return 72;
    }
    else if(mouseX>134 && mouseX<186 && mouseY>400 && mouseY<452)
    {
        return 73;
    }
    else if(mouseX>30 && mouseX<82 && mouseY>452 && mouseY<504)
    {
        return 74;
    }
    else if(mouseX>82 && mouseX<134 && mouseY>452 && mouseY<504)
    {
        return 75;
    }
    else if(mouseX>134 && mouseX<186 && mouseY>452 && mouseY<504)
    {
        return 76;
    }
    else if(mouseX>30 && mouseX<82 && mouseY>504 && mouseY<556)
    {
        return 77;
    }
    else if(mouseX>82 && mouseX<134 && mouseY>504 && mouseY<556)
    {
        return 78;
    }
    else if(mouseX>134 && mouseX<186 && mouseY>504 && mouseY<556)
    {
        return 79;
    }
                                                                    //  POS8
    else if(mouseX>215 && mouseX<267 && mouseY>400 && mouseY<452)
    {
        return 81;
    }
    else if(mouseX>267 && mouseX<319 && mouseY>400 && mouseY<452)
    {
        return 82;
    }
    else if(mouseX>319 && mouseX<371 && mouseY>400 && mouseY<452)
    {
        return 83;
    }
    else if(mouseX>215 && mouseX<267 && mouseY>452 && mouseY<504)
    {
        return 84;
    }
    else if(mouseX>267 && mouseX<319 && mouseY>452 && mouseY<504)
    {
        return 85;
    }
    else if(mouseX>319 && mouseX<371 && mouseY>452 && mouseY<504)
    {
        return 86;
    }
    else if(mouseX>215 && mouseX<267 && mouseY>504 && mouseY<556)
    {
        return 87;
    }
    else if(mouseX>267 && mouseX<319 && mouseY>504 && mouseY<556)
    {
        return 88;
    }
    else if(mouseX>319 && mouseX<371 && mouseY>504 && mouseY<556)
    {
        return 89;
    }
                                                                    //  POS9
    else if(mouseX>400 && mouseX<452 && mouseY>400 && mouseY<452)
    {
        return 91;
    }
    else if(mouseX>452 && mouseX<504 && mouseY>400 && mouseY<452)
    {
        return 92;
    }
    else if(mouseX>504 && mouseX<556 && mouseY>400 && mouseY<452)
    {
        return 93;
    }
    else if(mouseX>400 && mouseX<452 && mouseY>452 && mouseY<504)
    {
        return 94;
    }
    else if(mouseX>452 && mouseX<504 && mouseY>452 && mouseY<504)
    {
        return 95;
    }
    else if(mouseX>504 && mouseX<556 && mouseY>452 && mouseY<504)
    {
        return 96;
    }
    else if(mouseX>400 && mouseX<452 && mouseY>504 && mouseY<556)
    {
        return 97;
    }
    else if(mouseX>452 && mouseX<504 && mouseY>504 && mouseY<556)
    {
        return 98;
    }
    else if(mouseX>504 && mouseX<556 && mouseY>504 && mouseY<556)
    {
        return 99;
    }

    if(mouseX>750 && mouseX<750+300 && mouseY>425 && mouseY<425+125)
    {
    	return 101;
    }
    if(mouseX>735 && mouseX<871 && mouseY>37 && mouseY<68+37)
    {
    	return 102;
    }
    if(mouseX>735 && mouseX<871 && mouseY>112 && mouseY<112+68)
    {
    	return 103;
    }

    if(mouseX>920 && mouseX<920+166 && mouseY>25 && mouseY<25+166)
    {
    	return 104;
    }

	if(dist(mouseX,mouseY,1065+125/2,425+125/2)<=130/2)
    {
    	return 105;
    }
}

function verificaMiniJogos()
{
	if(pos1[0]==0)									//POS1
	{
		if(pos1[1]!=0 && pos1[2]!=0 && pos1[3]!=0 && pos1[4]!=0 && pos1[5]!=0 && pos1[6]!=0 && pos1[7]!=0 && pos1[8]!=0 && pos1[9]!=0)
		{
			pos1[0]=3;
		}

		if(pos1[1]==1 && pos1[2]==1 && pos1[3]==1)
		{
			pos1[0]=1;
		}
		if(pos1[4]==1 && pos1[5]==1 && pos1[6]==1)
		{
			pos1[0]=1;
		}
		if(pos1[7]==1 && pos1[8]==1 && pos1[9]==1)
		{
			pos1[0]=1;
		}

		if(pos1[1]==1 && pos1[4]==1 && pos1[7]==1)
		{
			pos1[0]=1;
		}
		if(pos1[2]==1 && pos1[5]==1 && pos1[8]==1)
		{
			pos1[0]=1;
		}
		if(pos1[3]==1 && pos1[6]==1 && pos1[9]==1)
		{
			pos1[0]=1;
		}

		if(pos1[1]==1 && pos1[5]==1 && pos1[9]==1)
		{
			pos1[0]=1;
		}
		if(pos1[3]==1 && pos1[5]==1 && pos1[7]==1)
		{
			pos1[0]=1;
		}

		if(pos1[1]==2 && pos1[2]==2 && pos1[3]==2)
		{
			pos1[0]=2;
		}
		if(pos1[4]==2 && pos1[5]==2 && pos1[6]==2)
		{
			pos1[0]=2;
		}
		if(pos1[7]==2 && pos1[8]==2 && pos1[9]==2)
		{
			pos1[0]=2;
		}

		if(pos1[1]==2 && pos1[4]==2 && pos1[7]==2)
		{
			pos1[0]=2;
		}
		if(pos1[2]==2 && pos1[5]==2 && pos1[8]==2)
		{
			pos1[0]=2;
		}
		if(pos1[3]==2 && pos1[6]==2 && pos1[9]==2)
		{
			pos1[0]=2;
		}

		if(pos1[1]==2 && pos1[5]==2 && pos1[9]==2)
		{
			pos1[0]=2;
		}
		if(pos1[3]==2 && pos1[5]==2 && pos1[7]==2)
		{
			pos1[0]=2;
		}
	}

	if(pos2[0]==0)									//pos2
	{
		if(pos2[1]!=0 && pos2[2]!=0 && pos2[3]!=0 && pos2[4]!=0 && pos2[5]!=0 && pos2[6]!=0 && pos2[7]!=0 && pos2[8]!=0 && pos2[9]!=0)
		{
			pos2[0]=3;
		}

		if(pos2[1]==1 && pos2[2]==1 && pos2[3]==1)
		{
			pos2[0]=1;
		}
		if(pos2[4]==1 && pos2[5]==1 && pos2[6]==1)
		{
			pos2[0]=1;
		}
		if(pos2[7]==1 && pos2[8]==1 && pos2[9]==1)
		{
			pos2[0]=1;
		}

		if(pos2[1]==1 && pos2[4]==1 && pos2[7]==1)
		{
			pos2[0]=1;
		}
		if(pos2[2]==1 && pos2[5]==1 && pos2[8]==1)
		{
			pos2[0]=1;
		}
		if(pos2[3]==1 && pos2[6]==1 && pos2[9]==1)
		{
			pos2[0]=1;
		}

		if(pos2[1]==1 && pos2[5]==1 && pos2[9]==1)
		{
			pos2[0]=1;
		}
		if(pos2[3]==1 && pos2[5]==1 && pos2[7]==1)
		{
			pos2[0]=1;
		}

		if(pos2[1]==2 && pos2[2]==2 && pos2[3]==2)
		{
			pos2[0]=2;
		}
		if(pos2[4]==2 && pos2[5]==2 && pos2[6]==2)
		{
			pos2[0]=2;
		}
		if(pos2[7]==2 && pos2[8]==2 && pos2[9]==2)
		{
			pos2[0]=2;
		}

		if(pos2[1]==2 && pos2[4]==2 && pos2[7]==2)
		{
			pos2[0]=2;
		}
		if(pos2[2]==2 && pos2[5]==2 && pos2[8]==2)
		{
			pos2[0]=2;
		}
		if(pos2[3]==2 && pos2[6]==2 && pos2[9]==2)
		{
			pos2[0]=2;
		}

		if(pos2[1]==2 && pos2[5]==2 && pos2[9]==2)
		{
			pos2[0]=2;
		}
		if(pos2[3]==2 && pos2[5]==2 && pos2[7]==2)
		{
			pos2[0]=2;
		}
	}

	if(pos3[0]==0)									//pos3
	{
		if(pos3[1]!=0 && pos3[2]!=0 && pos3[3]!=0 && pos3[4]!=0 && pos3[5]!=0 && pos3[6]!=0 && pos3[7]!=0 && pos3[8]!=0 && pos3[9]!=0)
		{
			pos3[0]=3;
		}

		if(pos3[1]==1 && pos3[2]==1 && pos3[3]==1)
		{
			pos3[0]=1;
		}
		if(pos3[4]==1 && pos3[5]==1 && pos3[6]==1)
		{
			pos3[0]=1;
		}
		if(pos3[7]==1 && pos3[8]==1 && pos3[9]==1)
		{
			pos3[0]=1;
		}

		if(pos3[1]==1 && pos3[4]==1 && pos3[7]==1)
		{
			pos3[0]=1;
		}
		if(pos3[2]==1 && pos3[5]==1 && pos3[8]==1)
		{
			pos3[0]=1;
		}
		if(pos3[3]==1 && pos3[6]==1 && pos3[9]==1)
		{
			pos3[0]=1;
		}

		if(pos3[1]==1 && pos3[5]==1 && pos3[9]==1)
		{
			pos3[0]=1;
		}
		if(pos3[3]==1 && pos3[5]==1 && pos3[7]==1)
		{
			pos3[0]=1;
		}

		if(pos3[1]==2 && pos3[2]==2 && pos3[3]==2)
		{
			pos3[0]=2;
		}
		if(pos3[4]==2 && pos3[5]==2 && pos3[6]==2)
		{
			pos3[0]=2;
		}
		if(pos3[7]==2 && pos3[8]==2 && pos3[9]==2)
		{
			pos3[0]=2;
		}

		if(pos3[1]==2 && pos3[4]==2 && pos3[7]==2)
		{
			pos3[0]=2;
		}
		if(pos3[2]==2 && pos3[5]==2 && pos3[8]==2)
		{
			pos3[0]=2;
		}
		if(pos3[3]==2 && pos3[6]==2 && pos3[9]==2)
		{
			pos3[0]=2;
		}

		if(pos3[1]==2 && pos3[5]==2 && pos3[9]==2)
		{
			pos3[0]=2;
		}
		if(pos3[3]==2 && pos3[5]==2 && pos3[7]==2)
		{
			pos3[0]=2;
		}
	}

	if(pos4[0]==0)									//pos4
	{
		if(pos4[1]!=0 && pos4[2]!=0 && pos4[3]!=0 && pos4[4]!=0 && pos4[5]!=0 && pos4[6]!=0 && pos4[7]!=0 && pos4[8]!=0 && pos4[9]!=0)
		{
			pos4[0]=3;
		}

		if(pos4[1]==1 && pos4[2]==1 && pos4[3]==1)
		{
			pos4[0]=1;
		}
		if(pos4[4]==1 && pos4[5]==1 && pos4[6]==1)
		{
			pos4[0]=1;
		}
		if(pos4[7]==1 && pos4[8]==1 && pos4[9]==1)
		{
			pos4[0]=1;
		}

		if(pos4[1]==1 && pos4[4]==1 && pos4[7]==1)
		{
			pos4[0]=1;
		}
		if(pos4[2]==1 && pos4[5]==1 && pos4[8]==1)
		{
			pos4[0]=1;
		}
		if(pos4[3]==1 && pos4[6]==1 && pos4[9]==1)
		{
			pos4[0]=1;
		}

		if(pos4[1]==1 && pos4[5]==1 && pos4[9]==1)
		{
			pos4[0]=1;
		}
		if(pos4[3]==1 && pos4[5]==1 && pos4[7]==1)
		{
			pos4[0]=1;
		}

		if(pos4[1]==2 && pos4[2]==2 && pos4[3]==2)
		{
			pos4[0]=2;
		}
		if(pos4[4]==2 && pos4[5]==2 && pos4[6]==2)
		{
			pos4[0]=2;
		}
		if(pos4[7]==2 && pos4[8]==2 && pos4[9]==2)
		{
			pos4[0]=2;
		}

		if(pos4[1]==2 && pos4[4]==2 && pos4[7]==2)
		{
			pos4[0]=2;
		}
		if(pos4[2]==2 && pos4[5]==2 && pos4[8]==2)
		{
			pos4[0]=2;
		}
		if(pos4[3]==2 && pos4[6]==2 && pos4[9]==2)
		{
			pos4[0]=2;
		}

		if(pos4[1]==2 && pos4[5]==2 && pos4[9]==2)
		{
			pos4[0]=2;
		}
		if(pos4[3]==2 && pos4[5]==2 && pos4[7]==2)
		{
			pos4[0]=2;
		}
	}

	if(pos5[0]==0)									//pos5
	{
		if(pos5[1]!=0 && pos5[2]!=0 && pos5[3]!=0 && pos5[4]!=0 && pos5[5]!=0 && pos5[6]!=0 && pos5[7]!=0 && pos5[8]!=0 && pos5[9]!=0)
		{
			pos5[0]=3;
		}

		if(pos5[1]==1 && pos5[2]==1 && pos5[3]==1)
		{
			pos5[0]=1;
		}
		if(pos5[4]==1 && pos5[5]==1 && pos5[6]==1)
		{
			pos5[0]=1;
		}
		if(pos5[7]==1 && pos5[8]==1 && pos5[9]==1)
		{
			pos5[0]=1;
		}

		if(pos5[1]==1 && pos5[4]==1 && pos5[7]==1)
		{
			pos5[0]=1;
		}
		if(pos5[2]==1 && pos5[5]==1 && pos5[8]==1)
		{
			pos5[0]=1;
		}
		if(pos5[3]==1 && pos5[6]==1 && pos5[9]==1)
		{
			pos5[0]=1;
		}

		if(pos5[1]==1 && pos5[5]==1 && pos5[9]==1)
		{
			pos5[0]=1;
		}
		if(pos5[3]==1 && pos5[5]==1 && pos5[7]==1)
		{
			pos5[0]=1;
		}

		if(pos5[1]==2 && pos5[2]==2 && pos5[3]==2)
		{
			pos5[0]=2;
		}
		if(pos5[4]==2 && pos5[5]==2 && pos5[6]==2)
		{
			pos5[0]=2;
		}
		if(pos5[7]==2 && pos5[8]==2 && pos5[9]==2)
		{
			pos5[0]=2;
		}

		if(pos5[1]==2 && pos5[4]==2 && pos5[7]==2)
		{
			pos5[0]=2;
		}
		if(pos5[2]==2 && pos5[5]==2 && pos5[8]==2)
		{
			pos5[0]=2;
		}
		if(pos5[3]==2 && pos5[6]==2 && pos5[9]==2)
		{
			pos5[0]=2;
		}

		if(pos5[1]==2 && pos5[5]==2 && pos5[9]==2)
		{
			pos5[0]=2;
		}
		if(pos5[3]==2 && pos5[5]==2 && pos5[7]==2)
		{
			pos5[0]=2;
		}
	}

	if(pos6[0]==0)									//pos6
	{
		if(pos6[1]!=0 && pos6[2]!=0 && pos6[3]!=0 && pos6[4]!=0 && pos6[5]!=0 && pos6[6]!=0 && pos6[7]!=0 && pos6[8]!=0 && pos6[9]!=0)
		{
			pos6[0]=3;
		}

		if(pos6[1]==1 && pos6[2]==1 && pos6[3]==1)
		{
			pos6[0]=1;
		}
		if(pos6[4]==1 && pos6[5]==1 && pos6[6]==1)
		{
			pos6[0]=1;
		}
		if(pos6[7]==1 && pos6[8]==1 && pos6[9]==1)
		{
			pos6[0]=1;
		}

		if(pos6[1]==1 && pos6[4]==1 && pos6[7]==1)
		{
			pos6[0]=1;
		}
		if(pos6[2]==1 && pos6[5]==1 && pos6[8]==1)
		{
			pos6[0]=1;
		}
		if(pos6[3]==1 && pos6[6]==1 && pos6[9]==1)
		{
			pos6[0]=1;
		}

		if(pos6[1]==1 && pos6[5]==1 && pos6[9]==1)
		{
			pos6[0]=1;
		}
		if(pos6[3]==1 && pos6[5]==1 && pos6[7]==1)
		{
			pos6[0]=1;
		}

		if(pos6[1]==2 && pos6[2]==2 && pos6[3]==2)
		{
			pos6[0]=2;
		}
		if(pos6[4]==2 && pos6[5]==2 && pos6[6]==2)
		{
			pos6[0]=2;
		}
		if(pos6[7]==2 && pos6[8]==2 && pos6[9]==2)
		{
			pos6[0]=2;
		}

		if(pos6[1]==2 && pos6[4]==2 && pos6[7]==2)
		{
			pos6[0]=2;
		}
		if(pos6[2]==2 && pos6[5]==2 && pos6[8]==2)
		{
			pos6[0]=2;
		}
		if(pos6[3]==2 && pos6[6]==2 && pos6[9]==2)
		{
			pos6[0]=2;
		}

		if(pos6[1]==2 && pos6[5]==2 && pos6[9]==2)
		{
			pos6[0]=2;
		}
		if(pos6[3]==2 && pos6[5]==2 && pos6[7]==2)
		{
			pos6[0]=2;
		}
	}

	if(pos7[0]==0)									//pos7
	{
		if(pos7[1]!=0 && pos7[2]!=0 && pos7[3]!=0 && pos7[4]!=0 && pos7[5]!=0 && pos7[6]!=0 && pos7[7]!=0 && pos7[8]!=0 && pos7[9]!=0)
		{
			pos7[0]=3;
		}

		if(pos7[1]==1 && pos7[2]==1 && pos7[3]==1)
		{
			pos7[0]=1;
		}
		if(pos7[4]==1 && pos7[5]==1 && pos7[6]==1)
		{
			pos7[0]=1;
		}
		if(pos7[7]==1 && pos7[8]==1 && pos7[9]==1)
		{
			pos7[0]=1;
		}

		if(pos7[1]==1 && pos7[4]==1 && pos7[7]==1)
		{
			pos7[0]=1;
		}
		if(pos7[2]==1 && pos7[5]==1 && pos7[8]==1)
		{
			pos7[0]=1;
		}
		if(pos7[3]==1 && pos7[6]==1 && pos7[9]==1)
		{
			pos7[0]=1;
		}

		if(pos7[1]==1 && pos7[5]==1 && pos7[9]==1)
		{
			pos7[0]=1;
		}
		if(pos7[3]==1 && pos7[5]==1 && pos7[7]==1)
		{
			pos7[0]=1;
		}

		if(pos7[1]==2 && pos7[2]==2 && pos7[3]==2)
		{
			pos7[0]=2;
		}
		if(pos7[4]==2 && pos7[5]==2 && pos7[6]==2)
		{
			pos7[0]=2;
		}
		if(pos7[7]==2 && pos7[8]==2 && pos7[9]==2)
		{
			pos7[0]=2;
		}

		if(pos7[1]==2 && pos7[4]==2 && pos7[7]==2)
		{
			pos7[0]=2;
		}
		if(pos7[2]==2 && pos7[5]==2 && pos7[8]==2)
		{
			pos7[0]=2;
		}
		if(pos7[3]==2 && pos7[6]==2 && pos7[9]==2)
		{
			pos7[0]=2;
		}

		if(pos7[1]==2 && pos7[5]==2 && pos7[9]==2)
		{
			pos7[0]=2;
		}
		if(pos7[3]==2 && pos7[5]==2 && pos7[7]==2)
		{
			pos7[0]=2;
		}
	}

	if(pos8[0]==0)									//pos8
	{
		if(pos8[1]!=0 && pos8[2]!=0 && pos8[3]!=0 && pos8[4]!=0 && pos8[5]!=0 && pos8[6]!=0 && pos8[7]!=0 && pos8[8]!=0 && pos8[9]!=0)
		{
			pos8[0]=3;
		}

		if(pos8[1]==1 && pos8[2]==1 && pos8[3]==1)
		{
			pos8[0]=1;
		}
		if(pos8[4]==1 && pos8[5]==1 && pos8[6]==1)
		{
			pos8[0]=1;
		}
		if(pos8[7]==1 && pos8[8]==1 && pos8[9]==1)
		{
			pos8[0]=1;
		}

		if(pos8[1]==1 && pos8[4]==1 && pos8[7]==1)
		{
			pos8[0]=1;
		}
		if(pos8[2]==1 && pos8[5]==1 && pos8[8]==1)
		{
			pos8[0]=1;
		}
		if(pos8[3]==1 && pos8[6]==1 && pos8[9]==1)
		{
			pos8[0]=1;
		}

		if(pos8[1]==1 && pos8[5]==1 && pos8[9]==1)
		{
			pos8[0]=1;
		}
		if(pos8[3]==1 && pos8[5]==1 && pos8[7]==1)
		{
			pos8[0]=1;
		}

		if(pos8[1]==2 && pos8[2]==2 && pos8[3]==2)
		{
			pos8[0]=2;
		}
		if(pos8[4]==2 && pos8[5]==2 && pos8[6]==2)
		{
			pos8[0]=2;
		}
		if(pos8[7]==2 && pos8[8]==2 && pos8[9]==2)
		{
			pos8[0]=2;
		}

		if(pos8[1]==2 && pos8[4]==2 && pos8[7]==2)
		{
			pos8[0]=2;
		}
		if(pos8[2]==2 && pos8[5]==2 && pos8[8]==2)
		{
			pos8[0]=2;
		}
		if(pos8[3]==2 && pos8[6]==2 && pos8[9]==2)
		{
			pos8[0]=2;
		}

		if(pos8[1]==2 && pos8[5]==2 && pos8[9]==2)
		{
			pos8[0]=2;
		}
		if(pos8[3]==2 && pos8[5]==2 && pos8[7]==2)
		{
			pos8[0]=2;
		}
	}

	if(pos9[0]==0)									//pos9
	{
		if(pos9[1]!=0 && pos9[2]!=0 && pos9[3]!=0 && pos9[4]!=0 && pos9[5]!=0 && pos9[6]!=0 && pos9[7]!=0 && pos9[8]!=0 && pos9[9]!=0)
		{
			pos9[0]=3;
		}

		if(pos9[1]==1 && pos9[2]==1 && pos9[3]==1)
		{
			pos9[0]=1;
		}
		if(pos9[4]==1 && pos9[5]==1 && pos9[6]==1)
		{
			pos9[0]=1;
		}
		if(pos9[7]==1 && pos9[8]==1 && pos9[9]==1)
		{
			pos9[0]=1;
		}

		if(pos9[1]==1 && pos9[4]==1 && pos9[7]==1)
		{
			pos9[0]=1;
		}
		if(pos9[2]==1 && pos9[5]==1 && pos9[8]==1)
		{
			pos9[0]=1;
		}
		if(pos9[3]==1 && pos9[6]==1 && pos9[9]==1)
		{
			pos9[0]=1;
		}

		if(pos9[1]==1 && pos9[5]==1 && pos9[9]==1)
		{
			pos9[0]=1;
		}
		if(pos9[3]==1 && pos9[5]==1 && pos9[7]==1)
		{
			pos9[0]=1;
		}

		if(pos9[1]==2 && pos9[2]==2 && pos9[3]==2)
		{
			pos9[0]=2;
		}
		if(pos9[4]==2 && pos9[5]==2 && pos9[6]==2)
		{
			pos9[0]=2;
		}
		if(pos9[7]==2 && pos9[8]==2 && pos9[9]==2)
		{
			pos9[0]=2;
		}

		if(pos9[1]==2 && pos9[4]==2 && pos9[7]==2)
		{
			pos9[0]=2;
		}
		if(pos9[2]==2 && pos9[5]==2 && pos9[8]==2)
		{
			pos9[0]=2;
		}
		if(pos9[3]==2 && pos9[6]==2 && pos9[9]==2)
		{
			pos9[0]=2;
		}

		if(pos9[1]==2 && pos9[5]==2 && pos9[9]==2)
		{
			pos9[0]=2;
		}
		if(pos9[3]==2 && pos9[5]==2 && pos9[7]==2)
		{
			pos9[0]=2;
		}
	}
}

function ajustares()
{
	if(res==1 && pos1[0]!=0)
	{
		res=0;
	}
	if(res==2 && pos2[0]!=0)
	{
		res=0;
	}
	if(res==3 && pos3[0]!=0)
	{
		res=0;
	}
	if(res==4 && pos4[0]!=0)
	{
		res=0;
	}
	if(res==5 && pos5[0]!=0)
	{
		res=0;
	}
	if(res==6 && pos6[0]!=0)
	{
		res=0;
	}
	if(res==7 && pos7[0]!=0)
	{
		res=0;
	}
	if(res==8 && pos8[0]!=0)
	{
		res=0;
	}
	if(res==9 && pos9[0]!=0)
	{
		res=0;
	}
}

function tempoRestante()
{
	if(vencedor==0 && vez!=0)
	{
		strokeWeight(5);
		stroke(255,150);
		fill(255,120);
		rect(1065,425,125,125,150);
	}
	else
	{
		strokeWeight(5);
		stroke(255,150);
		fill(255,165,0);
		rect(1065,425,125,125,150);
		
		if(posm()==105)
		{
			strokeWeight(5);
			stroke(255,150);
			fill(255,50);
			rect(1065,425,125,125,150);
		}
	}
	
	if(cT)
	{
		if(vencedor==0 && vez!=0)
		{
			if(vezA!=vez)
			{
				vezA=vez;
				tempor=millis();
			}

			trest=tBase-(millis()-tempor);

			if(trest<=0)
			{
				vez+=1;
				if(vez==3)
				vez=1;
				res=0;
				trest=0;
			}
		}

		if(escolher==0 && vencedor==0)
		{
			stroke(0,0);
			fill(map(trest,tBase,0,0,255),map(trest,tBase,0,255,0),0);
			rect(934,100,map(trest,tBase,0,200,0),35);

			noFill();
			stroke(192);
			strokeWeight(4);
			rect(934,100,200,35);
			

			fill(0);
			stroke(255);
			textSize(30);
			strokeWeight(3);
			text(round(trest/1000),1033,75);
			fill(255);
			strokeWeight(0);
			text("Tempo Restante:",1033,35);
		}
	}

	strokeWeight(1);
	stroke(255);
	fill(0);
	textSize(50);
	textAlign(CENTER, CENTER);
	if(cT)
	text("T:on", 750+380, 425+125/2);
	else
	text("T:off", 750+380, 425+125/2);
}
